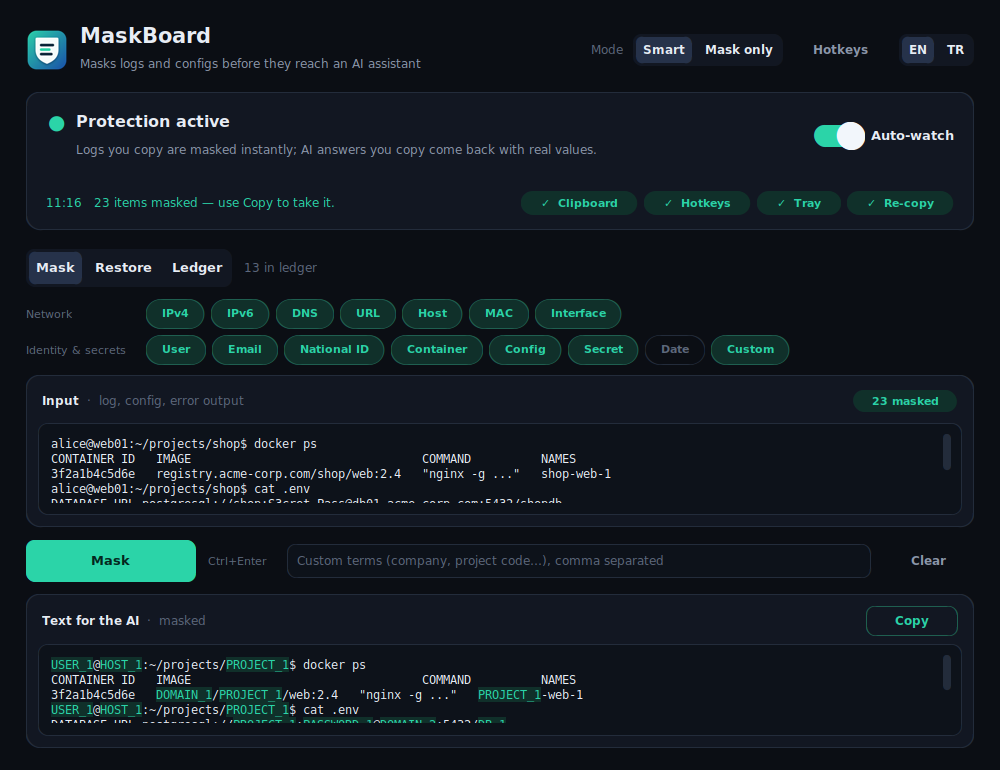

Here is the Python script that generated this plot:
#!/usr/bin/env python3
# -*- coding: utf-8 -*-
"""
MaskBoard — mask IPs, hostnames, users, containers and secrets in logs/configs before
pasting them into an AI assistant, then restore the AI's answer to the real values.
Everything runs locally.

  python maskboard.py                         run the desktop app
  python maskboard.py --export-icon app.ico   write the icon (.ico or .png)

Hotkeys (needs pynput): Ctrl+Alt+A mask clipboard · Ctrl+Alt+R restore clipboard ·
Ctrl+Alt+T toggle auto-watch.
"""

import ipaddress, json, locale, os, re, sys, threading, time, unicodedata

try:
    import pyperclip
except ImportError:
    pyperclip = None
try:
    from pynput import keyboard
except Exception:
    keyboard = None


def _import_pystray():
    try:
        import pystray
        return pystray
    except Exception:
        pass
    # Linux without GTK/AppIndicator: fall back to the plain X11 backend
    if sys.platform.startswith("linux") and os.environ.get("DISPLAY"):
        for m in [k for k in sys.modules if k == "pystray" or k.startswith("pystray.")]:
            del sys.modules[m]
        os.environ["PYSTRAY_BACKEND"] = "xorg"
        try:
            import pystray
            return pystray
        except Exception:
            pass
    return None
pystray = _import_pystray()

APP_NAME = "MaskBoard"
APP_VERSION = "1.3.0"
HOME = os.path.expanduser("~")
STORE = os.path.join(HOME, ".maskboard.json")
LEGACY_STORES = [os.path.join(HOME, n) for n in (".clipveil.json", ".anonim_ajan.json")]   # earlier names

# =====================================================================
#  ENGINE
# =====================================================================
# Sensitive values become typed, numbered tokens (IP_PRIV_1, HOST_2, PASSWORD_1 …).
# Tokens are deliberately not wrapped in <…>: chat UIs may swallow them as HTML.
# Detection runs context first (prompts, ip a, docker ps, /etc/hosts, journal,
# connection strings), then generic patterns. Names learned from context keep their
# token in later messages too.

MASK_SYSTEM_USERS = False
SYSTEM_USERS = set("""root admin administrator sa sys system postgres mysql mariadb oracle redis
    mongodb www-data nginx apache httpd nobody daemon bin sync games man lp mail news uucp proxy
    backup list irc gnats systemd-network systemd-resolve systemd-timesync messagebus syslog sshd
    ubuntu debian centos ec2-user fedora pi vagrant jboss wildfly tomcat jenkins gitlab-runner git
    docker sudo wheel users staff adm deploy ansible guest test user operator elasticsearch kibana
    grafana prometheus rabbitmq zookeeper kafka hdfs yarn hive spark nagios zabbix""".split())

# Older releases used these prefixes; they still restore and are upgraded on the next mask.
LEGACY_PREFIXES = {"IP", "IPV6", "KULLANICI", "PROJE", "PAROLA", "ANAHTAR", "AYAR", "OZEL", "TARIH"}
TOKEN_PREFIXES = ["NATIONAL_ID", "IPV6_PRIV", "IPV6_PUB", "IP_PRIV", "IP_PUB", "CONTAINER", "PASSWORD", "PROJECT",
                  "DOMAIN", "SCHEMA", "SECRET", "CONFIG", "CUSTOM", "TOKEN", "IFACE", "HOST", "MAIL",
                  "JNDI", "USER", "DATE", "URL", "MAC", "DS", "DB"] + sorted(LEGACY_PREFIXES)
# Not part of a word (MYDB_1) or of an UPPER_CASE identifier (DB_HOST_1); IP_1 ≠ IP_10.
def token_re_for(prefixes):
    return re.compile(r"(?<![A-Za-z0-9])(?<![A-Z]_)(?:%s)_\d+(?!\d)" %
                      "|".join(re.escape(p) for p in sorted(set(prefixes), key=lambda p: (-len(p), p))))
TOKEN_RE = token_re_for(TOKEN_PREFIXES)
def is_token(s): return bool(TOKEN_RE.fullmatch(s or ""))

# Your own term lists get your own token name: a "vmachine" list gives vmachine_1, vmachine_2 …
PREFIX_RE = re.compile(r"[A-Za-z][A-Za-z0-9_]{0,31}")

def norm_prefix(p):
    """'vmachine_1' or 'vmachine' → 'vmachine'; spaces and dashes become '_'. None if unusable."""
    p = re.sub(r"[\s\-]+", "_", (p or "").strip())
    p = re.sub(r"(?:_\d+)+$", "", p).rstrip("_")
    return p if PREFIX_RE.fullmatch(p) else None

TYPE_PREFIX = {"mac": "MAC", "hostname": "HOST", "domain": "DOMAIN", "email": "MAIL", "date": "DATE",
               "custom": "CUSTOM", "user": "USER", "container": "CONTAINER", "project": "PROJECT",
               "iface": "IFACE", "url": "URL", "natid": "NATIONAL_ID"}

# On overlap at the same start position the higher priority wins.
PRIO = {"secret": 7, "custom": 6, "url": 5.5, "natid": 5.2, "email": 5, "container": 4.8, "project": 4.7, "iface": 4.6,
        "user": 4.5, "domain": 4, "date": 3.5, "ipv6": 3, "ipv4": 2, "mac": 1, "hostname": 0.5,
        "config": 0.3}
P_CONTEXT = 6.5
P_SPREAD = 0.6
P_ENTROPY = 0.45

PAT = {
    "ipv4":  re.compile(r"(?<![\d.])(?:(?:25[0-5]|2[0-4]\d|1?\d?\d)\.){3}(?:25[0-5]|2[0-4]\d|1?\d?\d)(?![\d.])"),
    "ipv6":  re.compile(r"(?<![0-9A-Fa-f:])(?:(?:[0-9A-Fa-f]{1,4}:){7}[0-9A-Fa-f]{1,4}|(?:[0-9A-Fa-f]{1,4}:){1,7}:|(?:[0-9A-Fa-f]{1,4}:){1,6}:[0-9A-Fa-f]{1,4}|(?:[0-9A-Fa-f]{1,4}:){1,5}(?::[0-9A-Fa-f]{1,4}){1,2}|(?:[0-9A-Fa-f]{1,4}:){1,4}(?::[0-9A-Fa-f]{1,4}){1,3}|(?:[0-9A-Fa-f]{1,4}:){1,3}(?::[0-9A-Fa-f]{1,4}){1,4}|(?:[0-9A-Fa-f]{1,4}:){1,2}(?::[0-9A-Fa-f]{1,4}){1,5}|[0-9A-Fa-f]{1,4}:(?::[0-9A-Fa-f]{1,4}){1,6}|:(?:(?::[0-9A-Fa-f]{1,4}){1,7}|:))(?![0-9A-Fa-f:])"),
    "email": re.compile(r"(?<![A-Za-z0-9._%+\-])[A-Za-z0-9._%+\-]+@(?:[A-Za-z0-9\-]+\.)+[A-Za-z]{2,}(?![A-Za-z0-9\-])"),
    "domain":re.compile(r"(?<![A-Za-z0-9.@\-])(?:[A-Za-z0-9](?:[A-Za-z0-9\-]{0,61}[A-Za-z0-9])?\.)+[A-Za-z]{2,}(?![A-Za-z0-9\-])"),
    "mac":   re.compile(r"(?<![0-9A-Fa-f:\-])(?:[0-9A-Fa-f]{2}[:\-]){5}[0-9A-Fa-f]{2}(?![0-9A-Fa-f:\-])"),
}

# ---- addresses ----
_PRIV_NETS = [ipaddress.ip_network(n) for n in (
    "10.0.0.0/8", "172.16.0.0/12", "192.168.0.0/16", "100.64.0.0/10", "169.254.0.0/16",
    "fc00::/7", "fe80::/10")]
PUBLIC_DNS = {"8.8.8.8", "8.8.4.4", "1.1.1.1", "1.0.0.1", "9.9.9.9", "208.67.222.222", "208.67.220.220"}
WELL_KNOWN_NETS = {"10.0.0.0/8", "172.16.0.0/12", "192.168.0.0/16", "100.64.0.0/10", "169.254.0.0/16",
                   "127.0.0.0/8", "0.0.0.0/0", "224.0.0.0/4", "240.0.0.0/4", "::/0", "fc00::/7",
                   "fe80::/10", "ff00::/8"}
BENIGN_MACS = {"00:00:00:00:00:00", "ff:ff:ff:ff:ff:ff"}

def _ip_prefix(ip, v6=False):
    try:
        a = ipaddress.ip_address(ip)
    except ValueError:
        return "IPV6_PUB" if v6 else "IP_PUB"
    base = "IPV6" if a.version == 6 else "IP"
    priv = any(a in n for n in _PRIV_NETS if n.version == a.version)
    return base + ("_PRIV" if priv else "_PUB")

def _benign_ip(ip):
    """Loopback, unspecified, multicast, netmasks and public resolvers are left alone."""
    try:
        a = ipaddress.ip_address(ip)
    except ValueError:
        return False
    if a.is_loopback or a.is_unspecified or a.is_multicast: return True
    if a.version == 6: return a.is_reserved
    return ip.startswith("255.") or ip in PUBLIC_DNS

def _benign_mac(m): return m.lower().replace("-", ":") in BENIGN_MACS

# ---- dates (always recognised so they are never mistaken for IPs/hosts) ----
_D = r"(?:0?[1-9]|[12]\d|3[01])"
_M = r"(?:0?[1-9]|1[0-2])"
_Y = r"(?:19|20)\d{2}"
_MON = ("january|february|march|april|june|july|august|september|october|november|december|"
        "sept|jan|feb|mar|apr|may|jun|jul|aug|sep|oct|nov|dec|"
        "ağustos|agustos|şubat|subat|haziran|temmuz|aralık|aralik|nisan|mayıs|mayis|kasım|kasim|"
        "eylül|eylul|ocak|mart|ekim")
_DATE_BODY = "|".join([
    _Y + r"([\-/.])" + _M + r"\1" + _D,                              # 2026-10-01
    _D + r"([./\-])" + _M + r"\2" + _Y,                               # 01.10.2026
    r"(?:0[1-9]|[12]\d|3[01])([./])(?:0[1-9]|1[0-2])\3\d{2}",         # 01.10.26 (not 7.4.12)
    _D + r"[ \-/.]?(?:" + _MON + r")\.?[ \-/.,]*" + _Y,              # 01 Oct 2026
    r"(?:" + _MON + r")\.?[ \-]" + _D + r",?[ \-]" + _Y,              # Oct 1, 2026
])
DATE_RE = re.compile(r"(?<!\d)(?<!\d[.\-/])(?:" + _DATE_BODY + r")(?!\d|[.\-/]\d)", re.I)

# ---- secrets ----
_PW_CORE = (r"passwd|password|passwort|passphrase|pwd|kennwort|contraseña|contrasena|motdepasse|"
            r"mot_de_passe|senha|wachtwoord|hasło|haslo|lösenord|losenord|şifre|sifre|parola")
_TOK_CORE = (r"client[_\-]?secret|secret[_\-]?key|private[_\-]?key|access[_\-]?key|api[_\-]?key|"
             r"apikey|access[_\-]?token|auth[_\-]?token|refresh[_\-]?token|credentials?|secret|token")
_KV_SEP = r"[\"']?[ \t]*(?::=|=>|->|[:=>])[ \t]*"
_KV_VAL = r"(?:(?P<q>[\"'])(?P<v1>[^\"'\r\n]{1,256})(?P=q)|(?P<v2>[^\s\"'<>,;&)}\]]{1,256}))"
SECRET_KV_RE = re.compile(
    r"(?<![\w.\-/])(?P<key>[\w.\-]*?(?P<core>" + _PW_CORE + "|" + _TOK_CORE + r")[\w.\-]*"
    r"|[\w.\-]*[_.\-](?P<suf>key|pass)|pass)" + _KV_SEP + _KV_VAL, re.I)
# Keys ending like this describe a secret rather than hold one (token_url, password_min_length).
SECRET_KEY_META = ("file", "path", "dir", "url", "uri", "length", "len", "size", "count", "ttl",
                   "timeout", "expiry", "expires", "expiration", "min", "max", "policy", "type",
                   "name", "id", "enabled", "required", "header", "prefix", "field", "param",
                   "algorithm", "alg", "rotation", "store", "location", "hint", "age", "format",
                   "mode", "method", "scope", "lifetime", "interval", "reset", "changed")
SECRET_KEY_NOT = ("primary_key", "foreign_key", "sort_key", "partition_key", "public_key", "hash_key",
                  "range_key", "cache_key", "row_key", "pubkey", "public-key", "publickey")
SECRET_CLI_RE = re.compile(r"(?<![\w\-])--?(?P<core>password|passwd|pass|pwd|token|api-key|secret)"
                           r"[ =](?P<v>[^\s\"']{2,256})", re.I)
CURL_USER_RE = re.compile(r"\bcurl\b[^\n|;]*?\s(?:-u|--user)\s+[\"']?(?P<u>[^:\s'\"]+):(?P<p>[^\s'\"]+)")
SECRET_BEARER_RE = re.compile(r"\b(?:Bearer|Basic)\s+(?P<v>[A-Za-z0-9\-._~+/]{8,}=*)")
SECRET_PEM_RE = re.compile(r"-----BEGIN ([A-Z ]*)PRIVATE KEY-----\r?\n(?P<body>[\s\S]+?)\r?\n-----END \1PRIVATE KEY-----")
SECRET_PATTERNS = [
    re.compile(r"\b(?:AKIA|ASIA)[0-9A-Z]{16}\b"),                         # AWS
    re.compile(r"\bgh[pousr]_[A-Za-z0-9]{36,}\b"),                        # GitHub
    re.compile(r"\bgithub_pat_[A-Za-z0-9_]{22,}\b"),
    re.compile(r"\bglpat-[A-Za-z0-9_\-]{20,}\b"),                         # GitLab
    re.compile(r"\bxox[abprs]-[A-Za-z0-9\-]{10,}\b"),                     # Slack
    re.compile(r"\bAIza[0-9A-Za-z\-_]{35}\b"),                            # Google
    re.compile(r"\b[sr]k_(?:live|test)_[0-9A-Za-z]{16,}\b"),              # Stripe
    re.compile(r"\bhvs\.[A-Za-z0-9_\-]{20,}\b"),                          # Vault
    re.compile(r"\beyJ[\w\-]{8,}\.[\w\-]{8,}\.[\w\-]{8,}\b"),            # JWT
]
SECRET_SKIP = {"null", "none", "nil", "true", "false", "undefined", "empty", "yes", "no", "required",
               "optional", "string", "hidden", "masked", "redacted", "bearer", "basic"}
ENTROPY_RE = re.compile(r"(?<![\w+/=\-.])[A-Za-z0-9+/_\-]{20,}={0,2}(?![\w+/=\-.])")

# ---- Turkish national ID (T.C. kimlik no): 11 digits validated by its two check digits ----
NATID_RE = re.compile(r"(?<![0-9A-Za-z.,])[1-9][0-9]{10}(?![0-9A-Za-z]|[.,][0-9])")

def _natid_ok(s):
    d = [int(c) for c in s]
    return ((sum(d[0:9:2]) * 7 - sum(d[1:8:2])) % 10 == d[9]) and sum(d[:10]) % 10 == d[10]

# ---- connection strings: scheme://user:password@host:port/db ----
CONN_RE = re.compile(r"\b(?P<scheme>[a-z][a-z0-9+.\-]*)://(?:(?P<user>[^\s:/@'\"]*)(?::(?P<pw>[^\s/@'\"]*))?@)?"
                     r"(?P<host>\[[0-9A-Fa-f:]+\]|[^\s/:?#,;'\"@\[\]]+)(?::\d+)?(?:/(?P<db>[A-Za-z_][\w\-]*))?", re.I)
DB_SCHEMES = {"postgres", "postgresql", "mysql", "mariadb", "mongodb", "mongodb+srv", "sqlserver", "mssql",
              "oracle", "db2", "clickhouse", "cockroachdb", "redshift", "snowflake", "cassandra"}

def _secret_prefix(core=None, suf=None):
    c = (core or suf or "").lower()
    if re.fullmatch(_PW_CORE + "|pass", c): return "PASSWORD"
    if "private" in c: return "SECRET"
    return "TOKEN"

def _secret_ok(v, prefix):
    if not v or len(v) < 2 or is_token(v): return False
    if v.lower() in SECRET_SKIP or set(v) <= set("*•#x?."): return False    # empty or already masked
    if re.match(r"^(\$\{|%\(|\{\{|<|\$[A-Z_])", v): return False             # ${DB_PASS} references
    if prefix == "TOKEN" and v.isdigit(): return False                      # max_tokens: 4096
    return True

def _entropy(s):
    from math import log2
    n = len(s); freq = {}
    for ch in s: freq[ch] = freq.get(ch, 0) + 1
    return -sum(c / n * log2(c / n) for c in freq.values())

def _looks_random(s):
    """Fallback secret check: 20+ chars, mixed case + digits, high entropy; not hex IDs or CamelCase."""
    if s.startswith("/") or s.count("/") > 2 or is_token(s): return False
    if re.fullmatch(r"[0-9a-fA-F\-]+", s): return False
    if not (re.search(r"[a-z]", s) and re.search(r"[A-Z]", s) and re.search(r"\d", s)): return False
    if re.search(r"(?:[A-Z][a-z]{2,}){3,}", s): return False
    return _entropy(s) >= 3.6

# ---- users ----
_USER_VAL = (r"(?:(?P<q>[\"'])(?P<v1>[^\"'\r\n<>()]{1,64})(?P=q)|"
             r"(?P<v2>[^\s\"'<>,;&(){}\[\]|]{1,64}))")
USER_KV_RE = re.compile(
    r"(?<![\w.\-/])(?P<key>[\w.\-]*?(?:user(?:[_\-]?name)?|login|logname|user[ _\-]?id|uid))" + _KV_SEP + _USER_VAL, re.I)
USER_ID_RE = re.compile(r"(?<![\w])(?:uid|gid|groups|euid)=(?:\d+\([\w.\-]+\),?)+")
USER_ID_ONE = re.compile(r"\d+\((?P<u>[\w.\-]+)\)")
USER_CLI_RE = re.compile(r"(?<![\w\-])--(?:user|username|login)(?:=|\s+)[\"']?(?P<v>[\w.\-@]+)")
USER_U_RE = re.compile(r"\b(?:mysql|mysqldump|mysqladmin|mariadb|psql|pg_dump|pg_dumpall|pg_restore|createdb|"
                       r"dropdb|sudo|su|crontab|mongosh|mongo|redis-cli|sqlcmd|influx|(?:docker|podman)\s+(?:exec|run))"
                       r"\b[^\n|;&]*?\s-[uU][ \t]*[\"']?(?P<v>[A-Za-z_][\w.\-@]*)")
SSH_RE = re.compile(r"\b(?:ssh|scp|sftp|rsync|ssh-copy-id|mosh)\b[^\n|;&]*?\s(?P<u>[A-Za-z_][\w.\-]*)@"
                    r"(?P<h>[A-Za-z0-9][\w.\-]*)")
HOME_RE = re.compile(r"(?:/home/|/Users/|[A-Za-z]:\\Users\\|\\\\Users\\\\)(?P<u>[A-Za-z_][\w.\-]*)")
SSHD_RE = re.compile(r"\b(?:Accepted \w+ for|Failed \w+ for(?: invalid user)?|Invalid user|"
                     r"session (?:opened|closed) for user|Disconnected from(?: invalid| authenticating)? user|"
                     r"pam_unix\([^)]*\): [^\n]*? user)\s+(?P<u>[A-Za-z_][\w.\-]*)")
SUDO_RE = re.compile(r"\bsudo(?:\[\d+\])?:\s+(?P<u>[A-Za-z_][\w.\-]*)\s+:")
USER_SKIP = {"unknown", "invalid", "none", "null", "anonymous", "public", "default", "shared",
             "all users", "everyone", "local", "remote", "true", "false"}

# ---- shell prompts and project directories ----
PROMPT_RE1 = re.compile(r"(?m)(?:^|(?<=[\s)\]]))(?P<u>[a-z_][\w.\-]{0,31})@(?P<h>[A-Za-z0-9][\w.\-]{0,62}):"
                        r"(?P<d>[^\s$#]*)[$#](?=\s|$)")
PROMPT_RE2 = re.compile(r"\[(?P<u>[a-z_][\w.\-]{0,31})@(?P<h>[A-Za-z0-9][\w.\-]{0,62})\s+(?P<d>[^\]\s]+)\]\s?[$#]")
PROMPT_PS = re.compile(r"(?m)^PS (?P<d>[A-Za-z]:\\[^>\n]*)>")
SYSTEM_PATHS = ("/var/lib", "/var/log", "/var/cache", "/var/spool", "/var/run", "/etc", "/usr", "/proc",
                "/sys", "/dev", "/run", "/boot", "/lib", "/bin", "/sbin", "/tmp", "/snap", "/nix")
DIR_CTX_RE = re.compile(r"\b(?:PWD|OLDPWD|working_dir|WorkingDir|workdir|project\.working_dir)[\"']?\s*[=:]\s*"
                        r"[\"']?(?P<d>/[^\s\"';,]+)")
DEPLOY_RE = re.compile(r"(?:Deployed|Undeployed|Replaced deployment|Starting deployment of|Stopped deployment|"
                       r"runtime-name\s*:)\s*\\?\"(?P<p>[A-Za-z][\w\-]*?)\.(?:war|ear|jar|rar|sar)\\?\"")
UPSTREAM_RE = re.compile(r"\bupstream\s+(?P<n>[A-Za-z][\w.\-]*)\s*\{")
UPSTREAM_NAME = re.compile(r"([A-Za-z][A-Za-z0-9]*?)[_\-](?:backend|upstream|app|api|web|servers?|pool)$")
SUBDOMAIN_COMMON = set("""www mail smtp imap pop pop3 ftp sftp vpn portal intranet extranet api app apps
    auth sso login cdn static assets img images media admin panel dev test stage staging prod beta
    demo docs wiki git gitlab jenkins grafana kibana monitor status shop store blog news web ns ns1 ns2
    mx owa webmail remote secure cloud files support help crm erp hr db sql ldap ad dc proxy gateway
    registry repo nexus harbor console""".split())
STD_DIRS = set("""~ / root home etc var opt srv tmp usr local bin sbin lib lib64 log logs data app apps
    src code projects project proje projeler work workspace repos repo git docker compose deploy backup
    backups www html conf config configs nginx jboss wildfly standalone configuration deployments
    Desktop Downloads Documents Masaüstü İndirilenler Belgeler build dist target node_modules venv .venv
    scripts test tests docs mnt media run dev proc sys boot cache spool mail share include system32
    Windows Users sites-enabled sites-available conf.d ssl certs secrets volumes""".split())
COMMON_WORDS = set("""app api web www db data test prod dev stage staging main master default
    backend frontend server client service worker proxy cache mail admin user users home public
    private local remote config docs src lib bin log logs tmp root""".split())

# ---- syslog/journal, /etc/hosts ----
SYSLOG_RE = re.compile(r"(?m)^(?:[A-Z][a-z]{2}\s+\d{1,2}\s+\d{2}:\d{2}:\d{2}|"
                       r"\d{4}-\d{2}-\d{2}[T ]\d{2}:\d{2}:\d{2}(?:[.,]\d+)?(?:Z|[+-]\d{2}:?\d{2})?)\s+"
                       r"(?P<h>[A-Za-z0-9][\w.\-]{0,62})\s+(?P<p>[A-Za-z][\w\-./@]*)(?:\[\d+\])?:\s")
LOG_LEVELS = {"INFO", "WARN", "WARNING", "ERROR", "DEBUG", "TRACE", "FATAL", "NOTICE", "CRIT",
              "CRITICAL", "SEVERE", "FINE", "FINER", "FINEST", "ALERT", "EMERG", "ERR"}
HOSTS_RE = re.compile(r"(?m)^[ \t]*(?P<ip>(?:\d{1,3}\.){3}\d{1,3}|[0-9A-Fa-f:]*:[0-9A-Fa-f:]+)[ \t]+"
                      r"(?P<names>[A-Za-z0-9][\w.\-]*(?:[ \t]+[A-Za-z0-9][\w.\-]*){0,7})[ \t\r]*(?:#[^\n]*)?$")
HOST_KEEP = {"localhost", "localhost.localdomain", "localdomain", "broadcasthost", "ip6-localhost",
             "ip6-loopback", "ip6-localnet", "ip6-mcastprefix", "ip6-allnodes", "ip6-allrouters",
             "ip6-allhosts", "host.docker.internal", "gateway.docker.internal"}

# ---- network interfaces ----
IFACE_STD_RE = re.compile(r"(?:lo|eth\d+|ens\d+(?:f\d+)?(?:np\d+)?|enp\d+s\d+(?:f\d+)?(?:np\d+)?|eno\d+|"
                          r"enx[0-9a-f]{12}|em\d+|p\d+p\d+|wlan\d+|wlp\d+s\d+|wlo\d+|docker\d+|veth[0-9a-f]+|"
                          r"virbr\d+(?:-nic)?|tun\d+|tap\d+|wg\d+|bond\d+|team\d+|cni\d+|flannel\.\d+|"
                          r"cali[0-9a-f]+|tunl\d+|vxlan\.calico|vxlan\d*|kube-ipvs\d+|kube-bridge|br\d+|if\d+|"
                          r"ip6tnl\d+|sit\d+|gre\d+|gretap\d+|erspan\d+|ip_vti\d+|ip6_vti\d+|ip6gre\d+|"
                          r"lxcbr\d+|lxdbr\d+|podman\d+|cilium_\w+|nodelocaldns|dummy\d+|ovs-system|br-int|"
                          r"br-ex|ens\d+\.\d+|eth\d+\.\d+)", re.I)
def is_std_iface(n): return bool(IFACE_STD_RE.fullmatch(n or ""))
IFACE_LINE_RE = re.compile(r"(?m)^\d+:\s+(?P<i>[^\s:@]+)(?:@(?P<peer>[^\s:]+))?:\s+<")
IFCONFIG_RE = re.compile(r"(?m)^(?P<i>[A-Za-z][\w.\-]*?):?\s+(?:flags=|Link encap)")
IFACE_REF_RE = re.compile(r"\b(?:dev|master|iif|oif|iface|interface|vlan-raw-device|bridge_ports)\s+"
                          r"(?P<i>[A-Za-z][\w.\-]*)")
BRIDGE_RE = re.compile(r"\bbr-[0-9a-f]{12}\b")

# ---- containers / compose projects ----
DOCKER_PS_HDR = re.compile(r"(?m)^CONTAINER ID\s+IMAGE\s+.*\bNAMES[ \t\r]*$")
DOCKER_IMAGES_HDR = re.compile(r"(?m)^REPOSITORY\s+TAG\s+IMAGE ID\b[^\n]*$")
OFFICIAL_IMAGES = set("""postgres mysql mariadb redis valkey nginx httpd node python alpine ubuntu debian
    busybox mongo mongo-express rabbitmq elasticsearch kibana logstash grafana prometheus traefik caddy
    memcached wordpress php golang openjdk eclipse-temurin amazoncorretto ibmjava jenkins sonarqube
    registry adminer haproxy consul vault influxdb telegraf zookeeper kafka cassandra couchdb neo4j
    nextcloud gitea ghost drupal joomla tomcat jetty centos fedora rockylinux almalinux oraclelinux
    amazonlinux docker hello-world swarm solr nats etcd minio keycloak ruby rust perl gcc maven
    gradle composer bash vaultwarden portainer pgadmin4 phpmyadmin percona clickhouse""".split())
CONTAINER_NAME_RE = re.compile(r"(?:--name[ =][\"']?|container_name:[ \t]*[\"']?|\"Name\"\s*:\s*\"/)"
                               r"(?P<n>[A-Za-z0-9][\w.\-]*)")
DOCKER_CMD_RE = re.compile(
    r"\b(?:docker|podman)\s+(?:container\s+)?(?:logs|exec|inspect|restart|stop|start|rm|kill|attach|top|"
    r"stats|port|cp|update|wait|pause|unpause|rename|commit|diff|export)\b"
    r"(?:\s+(?:(?:--(?:tail|since|until|user|env|workdir|env-file|format|time|signal|detach-keys)|-[nuew])"
    r"(?:=|\s+)\S+|-{1,2}[\w\-]+(?:=\S+)?))*\s+(?P<n>[A-Za-z0-9][\w.\-]*)")
COMPOSE_PROJECT_RE = re.compile(
    r"(?:com\.docker\.compose\.project[\"']?\s*[:=]\s*[\"']?|COMPOSE_PROJECT_NAME[ \t]*=[ \t]*[\"']?|"
    r"\bdocker[ \-]compose\b[^\n]*?\s(?:-p|--project-name)[ =][\"']?)(?P<p>[A-Za-z0-9][\w.\-]*)")
COMPOSE_NAME_RE = re.compile(r"^(?P<p>[A-Za-z0-9][\w.\-]*?)[-_](?P<s>[a-z0-9][a-z0-9.]*)[-_](?P<n>\d+)$")
DOCKER_WORDS = {"bash", "sh", "zsh", "ash", "python", "node", "java", "psql", "mysql", "redis-cli",
                "cat", "ls", "env", "printenv", "true", "false"}

# ---- hostnames ----
HOST_BLOCK = set(["md5","md2","md4","sha1","sha2","sha3","sha224","sha256","sha384","sha512","ripemd160",
    "crc32","adler32","base64","base32","utf8","utf16","utf32","utf8mb4","latin1","iso88591","x8664",
    "amd64","arm64","aarch64","armv7l","i386","i686","ppc64le","s390x","win32","win64","http2","http3",
    "h2","h2c","tls10","tls11","tls12","tls13","tlsv1","tlsv12","tlsv13","ssl2","ssl3","sslv3","ipv4",
    "ipv6","ip4","ip6","inet4","inet6","icmp6","icmpv6","tcp4","tcp6","udp4","udp6","raw6","ssh1","ssh2",
    "oauth2","ec2","s3","k8s","k3s","i18n","l10n","a11y","p2p","log4j","log4j2","ext2","ext3","ext4",
    "fat32","ntfs","rfc822","x509","pkcs1","pkcs7","pkcs8","pkcs11","pkcs12","p12","ed25519","ed448",
    "rsa1024","rsa2048","rsa4096","nistp256","nistp384","nistp521","secp256r1","secp384r1","prime256v1",
    "aes128","aes192","aes256","chacha20","poly1305","overlay2","cgroup2","cgroupv2","netns0","el7",
    "el8","el9","fc38","fc39","fc40","win10","win11","dotnet6","dotnet8","node18","node20","node22"])
KW_RE = re.compile(r"\b(?P<k>hostname|nodename|node|computername|computer|dnsname|host|cn)\b\s*[:=]\s*[\"']?"
                   r"(?P<v>[A-Za-z][A-Za-z0-9\-]{1,62})[\"']?", re.I)
TOK_RE = re.compile(r"\b[A-Za-z][A-Za-z0-9]*(?:-[A-Za-z0-9]+)*\b")
# Log noise that looks like a host: thread-12, pool-3, port8080 …
HOST_NOISE = {"thread","threads","pool","worker","workers","task","tasks","exec","executor",
    "nio","ajp","main","job","batch","session","sess","req","request","conn","connection",
    "tx","timer","scheduler","async","default","eventloop","loop","reactor","line","row","col",
    "page","step","item","port","pid","tid","build","rev","release","version","ver","attempt",
    "retry","try","phase","stage","part","chunk","index","idx","slot","queue","listener",
    "handler","consumer","producer","partition","offset","epoch","gen","generation","pts","tty"}
# Product prefixes: java17, jboss-eap-7, java-17-openjdk-amd64 …
HOST_PRODUCT = {"java","jdk","jre","jvm","openjdk","jboss","wildfly","eap","tomcat","spring",
    "hibernate","postgres","postgresql","pg","mysql","mariadb","mssql","oracle","ora","redis",
    "kafka","nginx","apache","httpd","centos","rhel","el","ubuntu","debian","windows","win",
    "python","py","npm","tls","tlsv","ssl","sslv","http","https","utf","iso","cp","sha",
    "md","ipv","rfc","cve","jsr","jep","log","slf","logback","junit","maven","gradle","v",
    "alpine","node","golang","go","php","ruby","dotnet","kernel","linux","fedora","rocky","alma"}

# ---- domains ----
# Real TLDs only, so org.jboss.as, server.log and Pool.java are not taken for domains.
TLDS = set("""com net org io co info biz tr uk de eu us gov edu mil int local lan internal
    intranet intra corp home localdomain cloud dev app ai tech systems online site xyz me nl fr
    it es ru ch at be se no dk fi cz gr ro hu az kz ua il ae sa qa in cn jp kr sg hk tw au nz ca
    br mx za arpa""".split())
TWO_LEVEL = set("""com.tr net.tr org.tr gov.tr edu.tr bel.tr k12.tr gen.tr av.tr bbs.tr
    co.uk org.uk ac.uk gov.uk com.au net.au co.jp co.kr com.br com.cn co.za co.in""".split())
BENIGN_DOMAINS = set("""example.com example.org example.net localhost.localdomain github.com
    gitlab.com stackoverflow.com google.com microsoft.com apple.com redhat.com oracle.com
    jboss.org wildfly.org apache.org python.org pypi.org npmjs.com npmjs.org maven.org spring.io
    openai.com anthropic.com claude.ai chatgpt.com ubuntu.com debian.org centos.org kernel.org
    mozilla.org w3.org ietf.org wikipedia.org docker.com docker.io kubernetes.io k8s.io ghcr.io
    quay.io gcr.io pkg.dev postgresql.org mysql.com mariadb.org cloudflare.com letsencrypt.org
    xmlsoap.org jcp.org sun.com java.com openjdk.org hibernate.org eclipse.org jakarta.ee
    alpinelinux.org fedoraproject.org rockylinux.org almalinux.org golang.org nodejs.org
    githubusercontent.com elastic.co hashicorp.com grafana.com prometheus.io nginx.org nginx.com
    googleapis.com gstatic.com""".split())

def _split_domain(d):
    """'app01.example.com.tr' → (['app01'], 'example.com.tr')"""
    labels = d.split(".")
    n = 3 if len(labels) >= 3 and ".".join(labels[-2:]).lower() in TWO_LEVEL else 2
    return labels[:-n], ".".join(labels[-n:])

def _benign_domain(d):
    low = d.lower()
    return any(low == b or low.endswith("." + b) for b in BENIGN_DOMAINS)

def _valid_domain(d):
    tld = d.rsplit(".", 1)[-1]
    return tld == tld.lower() and tld in TLDS and not _benign_domain(d)

# ---- URLs: http(s)://… becomes a single URL_n ----
URL_RE = re.compile(r"\bhttps?://(?:\[[0-9A-Fa-f:.]+\]|[^\s<>\"'`(){}\[\]|\\^])+", re.I)
URL_PARTS_RE = re.compile(r"https?://(?:(?P<ui>[^/?#@]*)@)?(?P<host>\[[0-9A-Fa-f:.]+\]|[^/:?#]*)", re.I)
URL_SECRET_PARAM_RE = re.compile(r"[?&#;][\w.\-]*(?:pass|pwd|token|secret|key|auth|sig|session|code|credential)"
                                 r"[\w.\-]*=", re.I)

def _url_host(url):
    m = URL_PARTS_RE.match(url)
    return (m.group("host") or "") if m else ""

def _url_kind(url, text):
    """'mask' → URL_n · 'skip' → leave as is (localhost, public sites, nginx upstream) ·
    'split' → mask piece by piece, because a whole URL with credentials must not reach the ledger."""
    m = URL_PARTS_RE.match(url)
    if not m: return "skip"
    host = m.group("host") or ""
    if not host or host[0] in "$%{" or is_token(host): return "skip"
    bare = host.strip("[]")
    if bare.lower() == "localhost" or _benign_ip(bare) or _benign_domain(bare): return "skip"
    if "." not in host and re.search(r"\bupstream\s+" + re.escape(host) + r"\b", text): return "skip"
    if ":" in (m.group("ui") or "") or URL_SECRET_PARAM_RE.search(url): return "split"
    return "mask"

def _label_spreads(lbl):
    low = lbl.lower()
    return (len(lbl) >= 4 and low not in SUBDOMAIN_COMMON and low not in COMMON_WORDS
            and low not in HOST_PRODUCT and not re.search(r"\d", lbl))

def _host_spread_labels(v, typ):
    """Distinctive host labels inside a domain/URL, so a bare 'billing' is hidden after 'billing.example.com'."""
    h = _url_host(v) if typ == "url" else v
    if not h or h.startswith("[") or PAT["ipv4"].fullmatch(h): return []
    labels = _split_domain(h)[0] if "." in h else [h]
    return [lbl for lbl in labels if _label_spreads(lbl)]

# ---- config values ----
# Free keys match without a separator ("datasource jboss"); strict keys need ":", "=" or ">".
CFG_FREE = ["datasource name","datasource","data source","data-source","jndi name","jndi-name",
    "jndi","pool name","pool-name","database name","database-name","schema name","service name",
    "instance name","connection pool","connection-pool"]
CFG_STRICT = ["database","databasename","db name","db-name","dbname","db","schema","schema-name",
    "catalog","ds name","dsname","pool","servicename","service-name","sid","instance",
    "instance-name","realm","context root","context-root"]
def _cfg_alt(keys):
    return "|".join(r"\s+".join(re.escape(p) for p in k.split()) for k in sorted(keys, key=len, reverse=True))
_CFG_VAL = r"[ \t]*[\"']?([A-Za-z_][\w.\-\/:]*)[\"']?"
CFG_FREE_RE = re.compile(r"(?<!/)\b(" + _cfg_alt(CFG_FREE) + r")\b[ \t]*(?:[:=>]|:=|=>|->)?" + _CFG_VAL, re.I)
CFG_STRICT_RE = re.compile(r"(?<!/)\b(" + _cfg_alt(CFG_STRICT) + r")\b[ \t]*(?:[:=>]|:=|=>|->)" + _CFG_VAL, re.I)
CFG_ENV_RE = re.compile(r"(?<![\w.\-/])(?P<key>[A-Za-z0-9_.\-]*?(?:db[_\-]?name|database(?:[_\-]?name)?|"
                        r"postgres_db|mysql_database|schema(?:[_\-]?name)?|jndi[_\-]?name|"
                        r"datasource(?:[_\-]?name)?))[\"']?[ \t]*[=:][ \t]*[\"']?(?P<v>[A-Za-z_][\w.\-\/:]*)", re.I)
CFG_STOP = set(["is","are","was","were","be","been","the","a","an","of","for","to","in","on",
    "and","or","not","no","yes","true","false","null","none","name","value","type","this","that",
    "with","ise","olarak","bir","ve","veya","için","ile","adı","adi","ismi","olan","gibi"])
CFG_STOP |= {k.lower() for k in CFG_FREE + CFG_STRICT}
CFG_STOP |= {"jndi-name", "pool-name", "user-name", "enabled", "use-java-context", "statistics-enabled"}

def _cfg_prefix(key):
    k = re.sub(r"[\s_\-.]", "", key.lower())
    if "jndi" in k: return "JNDI"
    if "datasource" in k or k in ("dsname", "pool", "poolname", "connectionpool"): return "DS"
    if "schema" in k: return "SCHEMA"
    if any(x in k for x in ("database", "dbname", "postgresdb", "mysqldatabase")) or \
       k in ("db", "catalog", "sid", "servicename", "instance", "instancename"): return "DB"
    return "CONFIG"

ALL_TYPES = ("ipv4","ipv6","domain","url","hostname","mac","iface","email","user","natid","container",
             "config","secret","date","custom")
# Dates are recognised but kept by default: timelines matter when debugging.
DEFAULT_OFF = {"date"}
def default_opts(): return {t: t not in DEFAULT_OFF for t in ALL_TYPES}
OPT_OF = {"project": "container"}


# ---- source code: an unquoted value that is a call, an index or an attribute is code, not data ----
CODE_RECEIVERS = {"self", "this", "cls", "os", "sys", "args", "opts", "options", "cfg", "conf", "config",
                  "settings", "env", "environ", "process", "request", "req", "ctx", "context", "params",
                  "kwargs", "props", "obj", "conn", "window", "document", "module", "exports", "system"}
CODE_WORDS = {"self", "this", "cls", "none", "true", "false", "null", "nil", "undefined"}
CODE_CHAIN_RE = re.compile(r"[A-Za-z_][A-Za-z0-9_]*(?:\.[A-Za-z_][A-Za-z0-9_]*)*")
CODE_CALL_RE = re.compile(r"\((?:\)|[A-Za-z_\"'*\[{])|\[(?:\]|[A-Za-z0-9_\"'])")

def _call_end(text, i):
    """End of the call or index opened at text[i], or -1 when it does not close on this line."""
    depth, q = 0, None
    while i < len(text):
        ch = text[i]
        if ch == "\n": return -1
        if q:
            if ch == "\\": i += 1
            elif ch == q: q = None
        elif ch in "\"'": q = ch
        elif ch in "([{": depth += 1
        elif ch in ")]}":
            depth -= 1
            if depth == 0: return i + 1
        i += 1
    return -1

def _code_value(text, s, v, key=None):
    """True for get_user(), os.environ["X"], cfg.host, self.schema or host=host: code, not a value."""
    if s > 0 and text[s - 1] in "\"'`": return False
    m = CODE_CHAIN_RE.match(text, s)
    if not m: return False
    chain, e = m.group(0), m.end()
    if e < s + len(v) and text[e] not in "([": return False
    low = chain.lower()
    if low in CODE_WORDS or (key and low == key.lower()): return True
    if CODE_CALL_RE.match(text, e):
        end = _call_end(text, e)
        if end >= 0 and not re.match(r"[A-Za-z0-9_]", text[end:end + 1]): return True
    if "." in chain and not (_valid_domain(chain) or _benign_domain(chain)):
        return chain.split(".", 1)[0].lower() in CODE_RECEIVERS
    return False


def _user_ok(v):
    if not v or len(v) < 2 or v.isdigit() or is_token(v): return False
    low = v.lower()
    if low in USER_SKIP or "/" in v or "$" in v or "{" in v: return False
    return MASK_SYSTEM_USERS or low not in SYSTEM_USERS

def _host_label_ok(v):
    if not v or len(v) < 2 or is_token(v) or v.isdigit(): return False
    low = v.lower()
    if low in HOST_KEEP or low in HOST_BLOCK or v.upper() in LOG_LEVELS or is_std_iface(v): return False
    return not re.fullmatch(r"[0-9a-f]{12}|[0-9a-f]{64}", low)              # container IDs

def _looks_like_host(tok):
    if len(tok) < 3 or len(tok) > 63 or not re.search(r"\d", tok): return False
    low = tok.lower()
    if low.replace("-", "") in HOST_BLOCK or low in HOST_KEEP or is_std_iface(tok): return False
    if re.search(r"ipv[46]|ip6|inet6", low): return False
    m = re.match(r"[a-z]+", low)
    first = m.group(0) if m else ""
    if first in HOST_NOISE or first in HOST_PRODUCT: return False
    if not re.search(r"[a-z]", tok) and re.search(r"\d{4,}", tok): return False   # WFLYCTL0013, ORA-00942
    if re.fullmatch(r"[0-9a-f\-]{8,}", low): return False                        # hash / UUID fragment
    return "-" in tok or len(first) >= 2

def _bounded(v):
    return re.compile(r"(?<![A-Za-z0-9._\-\/])" + re.escape(v) + r"(?![A-Za-z0-9_\-\/]|\.[A-Za-z0-9])")

def _spread_re(v):
    return re.compile(r"(?<![A-Za-z0-9])" + re.escape(v) + r"(?![A-Za-z0-9])")

def _token_fits(text, s, e):
    """True if a token placed at text[s:e] would still be read as a token when restoring."""
    lo = max(0, s - 2)
    m = TOKEN_RE.match(text[lo:s] + "CUSTOM_9" + text[e:e + 1], s - lo)
    return bool(m) and m.end() == s - lo + 8

# Custom terms ignore case and Turkish letters: "tuik" also finds "TÜİK", "Tüik" and "TUIK".
# A space in a term matches any run of spaces, tabs or line breaks ("Acme  Corp", "Acme\nCorp").
_TR_FOLD = {ch: g for g in ("iıİI", "uüUÜ", "oöOÖ", "cçCÇ", "sşSŞ", "gğGĞ") for ch in g}
_TERM_SPACE = "[ \\t\\r\\n\\u00a0]+"

def norm_term(t):
    return re.sub(_TERM_SPACE, " ", t or "").strip(" ")

def norm_terms(terms):
    out = []
    for t in map(norm_term, terms or []):
        if t and t not in out: out.append(t)
    return out

def norm_lists(lists):
    out = {}
    for l in lists or []:
        p = norm_prefix((l or {}).get("prefix"))
        if not p: continue
        key = p.lower()
        if key not in out: out[key] = {"prefix": p, "terms": []}
        out[key]["terms"] = norm_terms(out[key]["terms"] + list(l.get("terms") or []))
    return list(out.values())

def _term_re(term):
    out = []
    for ch in term:
        if ch == " ":
            out.append(_TERM_SPACE)
        elif ch in _TR_FOLD:
            out.append("[" + _TR_FOLD[ch] + "]")
        elif ch.isalpha():
            variants = {ch} | {v for v in (ch.lower(), ch.upper()) if len(v) == 1}
            out.append("[" + "".join(sorted(variants)) + "]")
        else:
            out.append(re.escape(ch))
    return re.compile("".join(out))

def _part_break(a, b):
    """Is there an identifier-part boundary between characters a and b (snake_case, camelCase, letter|digit)?"""
    if not (a.isalnum() and b.isalnum()): return True
    if a.isalpha() != b.isalpha(): return True
    return unicodedata.category(a) == "Ll" and unicodedata.category(b) == "Lu"

def _custom_span(text, s, e):
    """Where to mask a custom term found at text[s:e]: the term itself when it is a whole word or an
    identifier part (ACME_Prod, AcmeUser), the whole identifier when a token there would not restore
    (X_ACME, ACME2024), or None when the term sits inside a word (net in network)."""
    if (s > 0 and not _part_break(text[s - 1], text[s])) or \
       (e < len(text) and not _part_break(text[e - 1], text[e])):
        return None
    if _token_fits(text, s, e): return s, e
    word = lambda ch: ch.isalnum() or ch == "_"
    while s > 0 and word(text[s - 1]): s -= 1
    while e < len(text) and word(text[e]): e += 1
    return (s, e) if _token_fits(text, s, e) else None


class Mapper:
    """Real value ↔ token ledger. Secrets live in memory only; store=None never touches disk."""
    def __init__(self, store="__default__"):
        self.store = STORE if store == "__default__" else store
        self.lock = threading.RLock()
        self._reset()
        self.custom_terms = []
        self.custom_lists = []     # [{"prefix": "vmachine", "terms": [...]}]
        self.settings = {}
        self.load()

    def _reset(self):
        self.entries = []          # [{real, fake, type, secret?, prop?}]
        self.real_to_fake = {}
        self.by_real = {}
        self.secret_map = {}
        self.tok = {}              # token → real
        self.counters = {}         # prefix → last number
        self._extra = set()        # token prefixes of your own lists found in the ledger
        self._tre = (None, TOKEN_RE)

    def _list_prefixes(self):
        return {l["prefix"] for l in self.custom_lists}

    def token_re(self):
        """TOKEN_RE plus the prefixes of your own lists (also of deleted ones still in the ledger)."""
        key = frozenset(self._extra | self._list_prefixes())
        if key != self._tre[0]:
            self._tre = (key, token_re_for(TOKEN_PREFIXES + sorted(key)) if key else TOKEN_RE)
        return self._tre[1]

    def _is_tok(self, s): return bool(self.token_re().fullmatch(s or ""))

    def _note_prefix(self, e):
        """Remember the prefix of a custom-list token read from a ledger, so it keeps restoring."""
        if e.get("type") == "custom":
            m = re.fullmatch(r"([A-Za-z][A-Za-z0-9_]*)_\d+", e.get("fake") or "")
            if m and m.group(1) not in TOKEN_PREFIXES: self._extra.add(m.group(1))

    def _token(self, prefix):
        n = self.counters.get(prefix, 0) + 1
        self.counters[prefix] = n
        return "%s_%d" % (prefix, n)

    def _register(self, real, typ, prefix, secret=False, prop=False):
        m = self.secret_map if secret else self.real_to_fake
        if real in m and not (not secret and self._should_upgrade(m[real], prefix, typ)):
            if prop and not secret and real in self.by_real:
                self.by_real[real]["prop"] = True
            return m[real]
        t = self._token(prefix)
        if prefix not in TOKEN_PREFIXES: self._extra.add(prefix)
        m[real] = t; self.tok[t] = real
        e = {"real": real, "fake": t, "type": typ}
        if secret: e["secret"] = True
        if prop: e["prop"] = True
        self.entries.append(e)
        if not secret: self.by_real[real] = e
        return t

    def _should_upgrade(self, old, prefix, typ=None):
        """Give a new token when the stored one is from an older release or a vaguer type, or when
        the value is now in one of your own lists. The old token stays in the ledger, so old AI
        answers still restore."""
        if not self._is_tok(old): return True
        op = old.rsplit("_", 1)[0]
        if op == prefix: return False
        if op in LEGACY_PREFIXES or (typ == "custom" and prefix in self._list_prefixes()): return True
        return op == "HOST" and prefix in ("IFACE", "CONTAINER", "PROJECT", "USER")

    def _get_fake(self, value, typ, prefix=None, prop=False):
        if typ == "domain":
            return self._register(value, "domain", "DOMAIN")
        if typ in ("ipv4", "ipv6"):
            return self._register(value, typ, _ip_prefix(value, typ == "ipv6"))
        if typ == "secret":
            return self._register(value, typ, prefix or "PASSWORD", secret=True)
        return self._register(value, typ, prefix or TYPE_PREFIX.get(typ, "CONFIG"), prop=prop)

    def _collect(self, text, opts=None):
        """Find sensitive values: [(start, end, value, type, prefix, spreads)]. Existing tokens are left alone."""
        opts = dict(default_opts(), **(opts or {}))
        on = lambda typ: opts.get(OPT_OF.get(typ, typ), False)
        found = []          # (s, e, v, typ, prefix, prio, prop)
        learned = {}        # names learned from context in this text: value → (type, prefix)

        def add(s, e, v, typ, prefix=None, prio=None, prop=False):
            if not on(typ) or s >= e: return
            found.append((s, e, v, typ, prefix, PRIO[typ] if prio is None else prio, prop))
            if prop: learned.setdefault(v, (typ, prefix))

        def add_host(s, v, prio, prop=True):
            if "." in v and _valid_domain(v):
                add(s, s + len(v), v, "domain", prio=prio)
            elif "." in v and _benign_domain(v):
                return
            elif _host_label_ok(v):
                add(s, s + len(v), v, "hostname", prio=prio, prop=prop)

        def add_user(s, v, prio=None):
            if _user_ok(v): add(s, s + len(v), v, "user", prio=prio, prop=True)

        def add_container(s, name, prio=None):
            if not name or is_token(name) or name in DOCKER_WORDS or re.fullmatch(r"[0-9a-f]{12,64}", name):
                return
            m = COMPOSE_NAME_RE.match(name)
            if m and len(m.group("p")) >= 2:                          # shop-web-1 → PROJECT_1-web-1
                add(s, s + len(m.group("p")), m.group("p"), "project", prio=prio, prop=True)
            else:
                add(s, s + len(name), name, "container", prio=prio, prop=True)

        # 1) secrets
        if on("secret"):
            secrets = {}
            def add_secret(s, v, p):
                add(s, s + len(v), v, "secret", p); secrets[v] = p
            for m in SECRET_KV_RE.finditer(text):
                key = m.group("key"); kl = key.lower()
                if kl.endswith(SECRET_KEY_META) or kl.endswith(SECRET_KEY_NOT): continue
                p = _secret_prefix(m.group("core"), m.group("suf") or ("pass" if kl == "pass" else None))
                g = "v1" if m.group("v1") is not None else "v2"
                v = m.group(g)
                if g == "v2": v = v.rstrip(".:")
                if key in ("PWD", "OLDPWD") and v.startswith("/"): continue
                if g == "v2" and _code_value(text, m.start(g), v, key): continue
                if _secret_ok(v, p): add_secret(m.start(g), v, p)
            for m in SECRET_CLI_RE.finditer(text):
                p = _secret_prefix(m.group("core")); v = m.group("v")
                if _secret_ok(v, p): add_secret(m.start("v"), v, p)
            for m in CURL_USER_RE.finditer(text):
                add_user(m.start("u"), m.group("u"))
                if _secret_ok(m.group("p"), "PASSWORD"): add_secret(m.start("p"), m.group("p"), "PASSWORD")
            for m in SECRET_BEARER_RE.finditer(text):
                add_secret(m.start("v"), m.group("v"), "TOKEN")
            for m in SECRET_PEM_RE.finditer(text):
                add(m.start("body"), m.end("body"), m.group("body"), "secret", "SECRET")
            for rx in SECRET_PATTERNS:
                for m in rx.finditer(text):
                    add_secret(m.start(), m.group(0), "TOKEN")
            for m in ENTROPY_RE.finditer(text):
                if _looks_random(m.group(0)):
                    add(m.start(), m.end(), m.group(0), "secret", "TOKEN", prio=P_ENTROPY)
            for v, p in list(secrets.items()):                      # the same secret elsewhere in the text
                if len(v) >= 6:
                    for m in _bounded(v).finditer(text): add(m.start(), m.end(), v, "secret", p)

        # 2) connection strings
        conn_dbs = {}
        for m in CONN_RE.finditer(text):
            if m.group("user"): add_user(m.start("user"), m.group("user"), prio=P_CONTEXT)
            pw = m.group("pw")
            if pw and _secret_ok(pw, "PASSWORD"):
                add(m.start("pw"), m.end("pw"), pw, "secret", "PASSWORD", prio=8)
            h = m.group("host")
            if h and not is_token(h) and not PAT["ipv4"].fullmatch(h) and not h.startswith("["):
                if "." in h and _valid_domain(h):
                    add(m.start("host"), m.end("host"), h, "domain", prio=P_CONTEXT)
                elif "." not in h and _looks_like_host(h):
                    add(m.start("host"), m.end("host"), h, "hostname", prio=P_CONTEXT)
            db = m.group("db")
            if db and m.group("scheme").lower() in DB_SCHEMES and not is_token(db):
                add(m.start("db"), m.end("db"), db, "config", "DB", prio=P_CONTEXT)
                conn_dbs[db] = "DB"

        # 3) shell prompts, working directories, deployments, nginx upstreams
        def prompt_dir(d, base):
            d = d.rstrip("/\\")
            if any(d == sp or d.startswith(sp + "/") for sp in SYSTEM_PATHS): return
            name = re.split(r"[/\\]", d)[-1] if d else ""
            low = name.lower()
            if name and name not in STD_DIRS and len(name) >= 3 and not name.startswith("~") \
               and not is_token(name) and low not in COMMON_WORDS and low not in HOST_PRODUCT \
               and _user_ok(name) and not (home_user and name == home_user):
                add(base + len(d) - len(name), base + len(d), name, "project", prio=P_CONTEXT, prop=True)
        home_user = None
        for rx in (PROMPT_RE1, PROMPT_RE2):
            for m in rx.finditer(text):
                if not is_token(m.group("u")): add_user(m.start("u"), m.group("u"), prio=P_CONTEXT)
                if not is_token(m.group("h")): add_host(m.start("h"), m.group("h"), P_CONTEXT)
                prompt_dir(m.group("d"), m.start("d"))
        for m in PROMPT_PS.finditer(text):
            prompt_dir(m.group("d"), m.start("d"))
        for m in DIR_CTX_RE.finditer(text):
            hm = HOME_RE.search(m.group("d")); home_user = hm.group("u") if hm else None
            prompt_dir(m.group("d"), m.start("d"))
        home_user = None
        for m in DEPLOY_RE.finditer(text):
            if not is_token(m.group("p")):
                add(m.start("p"), m.end("p"), m.group("p"), "project", prop=True)
        for m in UPSTREAM_RE.finditer(text):
            n = m.group("n")
            if not is_token(n) and n.lower() not in COMMON_WORDS:
                cm = UPSTREAM_NAME.match(n)
                if cm and _label_spreads(cm.group(1)):
                    add(m.start("n"), m.start("n") + len(cm.group(1)), cm.group(1), "project", prop=True)

        # 4) users
        for m in HOME_RE.finditer(text):
            add_user(m.start("u"), m.group("u"))
        for m in USER_KV_RE.finditer(text):
            g = "v1" if m.group("v1") is not None else "v2"
            v = m.group(g).rstrip(".:")
            if g == "v2" and _code_value(text, m.start(g), v, m.group("key")): continue
            add_user(m.start(g), v)
        for m in USER_ID_RE.finditer(text):
            for u in USER_ID_ONE.finditer(m.group(0)):
                add_user(m.start() + u.start("u"), u.group("u"))
        for rx in (USER_CLI_RE, USER_U_RE):
            for m in rx.finditer(text): add_user(m.start("v"), m.group("v"))
        for rx in (SSHD_RE, SUDO_RE):
            for m in rx.finditer(text): add_user(m.start("u"), m.group("u"))
        for m in SSH_RE.finditer(text):
            add_user(m.start("u"), m.group("u"), prio=P_CONTEXT)
            add_host(m.start("h"), m.group("h"), P_CONTEXT)

        # 5) host contexts: syslog/journal, /etc/hosts
        for m in SYSLOG_RE.finditer(text):
            if m.group("h").upper() not in LOG_LEVELS: add_host(m.start("h"), m.group("h"), P_CONTEXT)
        for m in HOSTS_RE.finditer(text):
            if not (PAT["ipv4"].fullmatch(m.group("ip")) or PAT["ipv6"].fullmatch(m.group("ip"))): continue
            off = m.start("names")
            for n in re.finditer(r"\S+", m.group("names")):
                add_host(off + n.start(), n.group(0), P_CONTEXT)

        # 6) network interfaces
        def add_iface(s, name):
            if name and not is_std_iface(name) and not is_token(name):
                add(s, s + len(name), name, "iface", prop=True)
        for m in IFACE_LINE_RE.finditer(text): add_iface(m.start("i"), m.group("i"))
        for m in IFCONFIG_RE.finditer(text): add_iface(m.start("i"), m.group("i"))
        for m in IFACE_REF_RE.finditer(text):
            if re.search(r"[\d\-]", m.group("i")): add_iface(m.start("i"), m.group("i"))
        for m in BRIDGE_RE.finditer(text): add_iface(m.start(), m.group(0))

        # 7) containers and compose projects
        for m in COMPOSE_PROJECT_RE.finditer(text):
            p = m.group("p")
            if not is_token(p) and len(p) >= 2:
                add(m.start("p"), m.end("p"), p, "project", prop=True)
        for rx in (CONTAINER_NAME_RE, DOCKER_CMD_RE):
            for m in rx.finditer(text): add_container(m.start("n"), m.group("n"))
        def image_parts(img):
            """'ghcr.io/x/app:1.2' → (repo, public?, local?)"""
            repo = re.split(r"[:@]", img, 1)[0] if not img.startswith("[") else img
            first = repo.split("/")[0]
            if "/" in repo and ("." in first or ":" in first or first == "localhost"):
                return repo, _benign_domain(first), False
            if "/" in repo:                                           # Docker Hub org/image
                return repo, True, False
            return repo, repo in OFFICIAL_IMAGES, repo not in OFFICIAL_IMAGES
        def add_local_image(s, repo, cname=None):
            """Local images are user-specific: 'proj-svc' masks the project part, otherwise the whole name."""
            cm = COMPOSE_NAME_RE.match(cname or "")
            if cm and repo in (cm.group("p") + "-" + cm.group("s"), cm.group("p") + "_" + cm.group("s")):
                add(s, s + len(cm.group("p")), cm.group("p"), "project", prop=True)
            elif not is_token(repo) and len(repo) >= 3:
                add(s, s + len(repo), repo, "project", prop=True)
        for h in DOCKER_PS_HDR.finditer(text):
            pos = h.end() + 1
            for line in text[pos:].split("\n"):
                row = re.match(r"([0-9a-f]{12})\s+(?P<img>\S+)", line)
                if not row: break
                last = re.search(r"(\S+)\s*$", line)
                names = list(re.finditer(r"[^,\s]+", last.group(1))) if last else []
                img = row.group("img"); repo, public, local = image_parts(img)
                if local and not is_token(img):
                    add_local_image(pos + row.start("img"), repo, names[0].group(0) if names else None)
                for nm in names:
                    n = nm.group(0)
                    if public and n == repo.split("/")[-1]: continue     # open-webui from …/open-webui
                    add_container(pos + last.start(1) + nm.start(), n)
                pos += len(line) + 1
        for h in DOCKER_IMAGES_HDR.finditer(text):
            pos = h.end() + 1
            for line in text[pos:].split("\n"):
                row = re.match(r"(?P<repo>\S+)\s+\S+\s+[0-9a-f]{12}\s", line)
                if not row: break
                repo, public, local = image_parts(row.group("repo"))
                if local and repo != "<none>": add_local_image(pos, repo)
                pos += len(line) + 1

        # 8) custom terms (case-insensitive) and national IDs
        for term, prefix in self._term_prefixes():
            for m in _term_re(term).finditer(text):
                span = _custom_span(text, m.start(), m.end())
                if span: add(span[0], span[1], text[span[0]:span[1]], "custom", prefix)
        for m in NATID_RE.finditer(text):
            if _natid_ok(m.group(0)): add(m.start(), m.end(), m.group(0), "natid")

        # 9) dates
        for m in DATE_RE.finditer(text):
            found.append((m.start(), m.end(), m.group(0), "date", None, PRIO["date"], False))

        # 10) generic patterns, URLs, hostnames, config values
        for typ in ("email", "domain", "ipv6", "ipv4", "mac"):
            if not on(typ): continue
            for m in PAT[typ].finditer(text):
                v = m.group(0)
                if not v: continue
                if typ == "domain" and not _valid_domain(v): continue
                if typ == "email" and _benign_domain(v.split("@", 1)[1]): continue
                if typ in ("ipv4", "ipv6"):
                    if _benign_ip(v): continue
                    pm = re.match(r"/\d{1,3}", text[m.end():m.end() + 4])
                    if pm and (v + pm.group(0)) in WELL_KNOWN_NETS: continue
                if typ == "mac" and _benign_mac(v): continue
                add(m.start(), m.end(), v, typ)
        if on("url"):
            for m in URL_RE.finditer(text):
                v = re.sub(r"[.,;:!?]+$", "", m.group(0))
                if _url_kind(v, text) == "mask":
                    add(m.start(), m.start() + len(v), v, "url")
        protected = [(m.start(), m.end()) for m in self.token_re().finditer(text)]
        if on("hostname"):
            seen = set()
            for m in KW_RE.finditer(text):
                name = m.group("v"); s = m.start("v")
                if _code_value(text, s, name, m.group("k")): continue
                if (s, s + len(name)) not in seen and _host_label_ok(name):
                    seen.add((s, s + len(name)))
                    add(s, s + len(name), name, "hostname", prop=not re.search(r"\d", name))
            ends = {pe for _, pe in protected}
            for m in TOK_RE.finditer(text):
                t = m.group(0)
                if (m.start(), m.end()) in seen: continue
                if re.match(r"\.\d", text[m.end():m.end() + 2]): continue        # version: xxx-7.4.12
                if re.match(r"\"\s*:", text[m.end():m.end() + 3]): continue      # JSON key
                if re.fullmatch(r"[0-9a-fA-F]{1,4}", t) and text[m.end():m.end() + 1] == ":": continue
                if m.start() - 1 in ends and text[m.start() - 1] in "-_": continue  # PROJECT_1-web-1
                if _looks_like_host(t) and not _code_value(text, m.start(), t):
                    add(m.start(), m.end(), t, "hostname")
        if on("config"):
            values = dict(conn_dbs)
            for rx in (CFG_FREE_RE, CFG_STRICT_RE):
                for m in rx.finditer(text):
                    val = re.sub(r"[:.]+$", "", m.group(2) or "")
                    if _code_value(text, m.start(2), val, m.group(1)): continue
                    if len(val) >= 2 and val.lower() not in CFG_STOP and not is_token(val):
                        values.setdefault(val, _cfg_prefix(m.group(1)))
            for m in CFG_ENV_RE.finditer(text):
                val = re.sub(r"[:.]+$", "", m.group("v"))
                if _code_value(text, m.start("v"), val, m.group("key")): continue
                if len(val) >= 2 and val.lower() not in CFG_STOP and not is_token(val):
                    values.setdefault(val, _cfg_prefix(m.group("key")))
            for v, p in values.items():
                for m in _bounded(v).finditer(text):
                    add(m.start(), m.end(), v, "config", p)

        # 11) spread learned names over the whole text (this message + earlier ones)
        spread = dict(learned)
        for f in found:
            if f[3] in ("domain", "url"):
                for lbl in _host_spread_labels(f[2], f[3]): spread.setdefault(lbl, ("hostname", None))
        for e in self.entries:
            if e.get("secret"): continue
            if e.get("prop"):
                spread.setdefault(e["real"], (e["type"], None))
            if e["type"] in ("domain", "url"):
                for lbl in _host_spread_labels(e["real"], e["type"]): spread.setdefault(lbl, ("hostname", None))
        for v, (typ, p) in spread.items():
            if len(v) < 4 or v.lower() in COMMON_WORDS or v.lower() in SYSTEM_USERS: continue
            if not on(typ) or v not in text: continue
            for m in _spread_re(v).finditer(text):
                add(m.start(), m.end(), v, typ, p, prio=P_SPREAD)

        found = [f for f in found if not any(f[0] < pe and ps < f[1] for ps, pe in protected)]
        secret_spans = [(f[0], f[1]) for f in found if f[3] == "secret"]
        found = [f for f in found if f[3] != "url" or not any(f[0] < se and ss < f[1] for ss, se in secret_spans)]

        found.sort(key=lambda x: (x[0], -x[5], -(x[1] - x[0])))
        chosen = []; last_end = -1
        for f in found:
            if f[0] >= last_end:
                chosen.append(f); last_end = f[1]
        if not opts.get("date"):
            chosen = [c for c in chosen if c[3] != "date"]
        return [(s, e, v, t, p, pr) for s, e, v, t, p, _, pr in chosen]

    # ---- public API ----
    def anonymize(self, text, opts=None):
        with self.lock:
            matches = self._collect(text, opts)
            out = []; i = 0
            for s, e, v, t, p, pr in matches:
                out.append(text[i:s]); out.append(self._get_fake(v, t, p, pr)); i = e
            out.append(text[i:])
            if matches: self.save()
            return "".join(out), len(matches)

    def classify(self, text, opts=None):
        """('restore'|'anon', known tokens, new sensitive values): restore only if known tokens dominate."""
        with self.lock:
            known = sum(1 for m in self.token_re().finditer(text) if m.group(0) in self.tok)
            new = len(self._collect(text, opts))
        return ("restore" if known > 0 and known >= new else "anon"), known, new

    def legacy_count(self):
        """Entries with realistic fake values from the very first release."""
        return sum(1 for e in self.entries if not self._is_tok(e["fake"]))

    @staticmethod
    def _guard(typ):
        if typ == "ipv4": return (r"(?<![0-9.])", r"(?![0-9.])")
        if typ in ("ipv6", "mac"): return (r"(?<![0-9A-Fa-f:.\-])", r"(?![0-9A-Fa-f:.\-])")
        return (r"(?<![A-Za-z0-9._\-\/])", r"(?![A-Za-z0-9._\-\/])")

    def restore(self, text, wrap=None):
        """Replace known tokens with real values. wrap(real) lets a UI mark what was restored."""
        w = wrap or (lambda r: r)
        with self.lock:
            count = [0]
            def sub(m):
                real = self.tok.get(m.group(0))
                if real is None: return m.group(0)
                count[0] += 1; return w(real)
            text = self.token_re().sub(sub, text)
            for p in sorted((e for e in self.entries if not self._is_tok(e["fake"])), key=lambda x: -len(x["fake"])):
                lb, la = self._guard(p["type"])
                text, n = re.subn(lb + re.escape(p["fake"]) + la, lambda _m, r=p["real"]: w(r), text)
                count[0] += n
            return text, count[0]

    def import_entries(self, items):
        """Merge an exported ledger; conflicting entries are skipped. Returns the number added."""
        added = 0
        with self.lock:
            for e in items:
                real, fake = e.get("real"), e.get("fake")
                if not real or not fake or e.get("secret") or real in self.real_to_fake or fake in self.tok:
                    continue
                ne = {"real": real, "fake": fake, "type": e.get("type", "custom")}
                if e.get("prop"): ne["prop"] = True
                self._note_prefix(ne)
                self.real_to_fake[real] = fake; self.tok[fake] = real
                self.entries.append(ne); self.by_real[real] = ne
                if self._is_tok(fake):
                    p, n = fake.rsplit("_", 1)
                    self.counters[p] = max(self.counters.get(p, 0), int(n))
                added += 1
            self.save()
        return added

    def export_entries(self):
        return [e for e in self.entries if not e.get("secret")]

    def export_data(self):
        """Ledger as stored on disk and in exports. Never contains secrets."""
        return {"version": 3, "entries": self.export_entries(), "counters": self.counters,
                "custom_terms": self.custom_terms, "custom_lists": self.custom_lists}

    def set_custom(self, terms):
        with self.lock:
            self.custom_terms = norm_terms(terms); self.save()

    def set_lists(self, lists):
        """Your own term lists: [{"prefix": "vmachine", "terms": [...]}]. Same prefix → one list."""
        with self.lock:
            self.custom_lists = norm_lists(lists); self.save()

    def _term_prefixes(self):
        """(term, prefix) longest first; a term in one of your lists wins over the plain custom list."""
        seen, out = set(), []
        for l in self.custom_lists:
            for t in l["terms"]:
                if t.lower() not in seen: seen.add(t.lower()); out.append((t, l["prefix"]))
        for t in self.custom_terms:
            if t.lower() not in seen: seen.add(t.lower()); out.append((t, None))
        return sorted(out, key=lambda x: -len(x[0]))

    def save(self):
        if not self.store: return
        try:
            with open(self.store, "w", encoding="utf-8") as f:
                json.dump(dict(self.export_data(), settings=self.settings), f, ensure_ascii=False, indent=1)
        except Exception as ex:
            print("Save failed:", ex)

    def load(self):
        if not self.store or not os.path.exists(self.store): return
        try:
            with open(self.store, encoding="utf-8") as f: d = json.load(f)
            self.custom_terms = norm_terms(d.get("custom_terms", []))
            self.custom_lists = norm_lists(d.get("custom_lists", []))
            self.settings = d.get("settings", {}) or {}
            self.counters = {k: int(v) for k, v in d.get("counters", {}).items()}
            for e in d.get("entries", []):
                if e.get("secret") or not e.get("real") or not e.get("fake"): continue
                ne = {"real": e["real"], "fake": e["fake"], "type": e.get("type", "custom")}
                if e.get("prop"): ne["prop"] = True
                self._note_prefix(ne)
                self.entries.append(ne)
                if e["real"] not in self.real_to_fake:
                    self.real_to_fake[e["real"]] = e["fake"]; self.by_real[e["real"]] = ne
                if self._is_tok(e["fake"]):
                    self.tok[e["fake"]] = e["real"]
                    p, n = e["fake"].rsplit("_", 1)
                    self.counters[p] = max(self.counters.get(p, 0), int(n))
        except Exception as ex:
            print("Load failed:", ex)

    def clear(self):
        with self.lock:
            self._reset(); self.save()


# =====================================================================
#  SYNTAX COLOURS for the text boxes (display only; never changes the text)
# =====================================================================
_SYN_KEYWORDS = ("def class import from return if elif else for while in not and or try except finally raise "
                 "with as is lambda yield async await pass break continue global function const let var new throw "
                 "catch public private protected static void final package interface extends implements switch "
                 "case default do echo then fi esac done select insert update delete where join create table "
                 "SELECT INSERT UPDATE DELETE FROM WHERE JOIN CREATE TABLE INTO VALUES SET").split()
_SYN_RE = re.compile("|".join([
    r"(?P<comment>^[ \t]*(?:#|//).*$)",
    r"(?P<icomment>[ \t](?:#|//)[ \t].*$)",
    r"(?P<key>\"(?:[^\"\\\n]|\\.)*\"(?=[ \t]*:))",
    r"(?P<string>\"(?:[^\"\\\n]|\\.)*\"|(?<![A-Za-z0-9])'(?:[^'\\\n]|\\.)*'(?![A-Za-z0-9]))",
    r"(?P<url>\bhttps?://[^\s\"'<>]+)",
    r"(?P<time>\b\d{4}-\d{2}-\d{2}(?:[T ]\d{2}:\d{2}:\d{2}(?:[.,]\d+)?(?:Z|[+-]\d{2}:?\d{2})?)?\b"
    r"|\b(?:Jan|Feb|Mar|Apr|May|Jun|Jul|Aug|Sep|Oct|Nov|Dec)\s+\d{1,2}\s+\d{2}:\d{2}:\d{2}\b"
    r"|\b\d{2}:\d{2}:\d{2}(?:[.,]\d+)?\b)",
    r"(?P<error>\b(?:ERROR|ERR|FATAL|CRITICAL|CRIT|SEVERE|EMERG|ALERT|PANIC|FAIL(?:ED|URE)?|Traceback|"
    r"[Ee]rror|[Ff]ailed|[Ff]ailure|[Dd]enied|[Rr]efused|[Tt]imed out|[Uu]nreachable|"
    r"[A-Z][A-Za-z0-9_]*(?:Exception|Error))\b)",
    r"(?P<warn>\b(?:WARN(?:ING)?|[Ww]arning|[Dd]eprecated)\b)",
    r"(?P<info>\b(?:INFO|NOTICE)\b)",
    r"(?P<debug>\b(?:DEBUG|TRACE|FINE|FINER|FINEST)\b)",
    r"(?P<kw>\b(?:" + "|".join(_SYN_KEYWORDS) + r"|true|false|null|None|True|False|nil|undefined|self|this)\b)",
    r"(?P<prop>^[ \t]*-?[ \t]*[A-Za-z_][\w.\-]*(?=[ \t]*(?::[ \t]|:$|=))|\b[A-Za-z_][\w.\-]*(?==[^=\s]))",
    r"(?P<num>\b\d+(?:\.\d+)*\b)",
]), re.M)
_SYN_CODE = re.compile(r"(?m)^[ \t]*(?:def |class |import |from \S+ import |function |const |let |var |public |"
                       r"private |package |#include|@\w+|if \(|for \(|SELECT |select )|[{};][ \t]*$|=>")
_SYN_CODE_LINE = re.compile(r"^[ \t]*(?:def|class|import|from|return|if|elif|else|for|while|try|except|finally|"
                            r"raise|with|function|const|let|var|public|private|protected|static|catch|switch|case|"
                            r"yield|await|async|throw|SELECT|select|INSERT|UPDATE|DELETE)\b|[{}():;,\[\]][ \t]*$|"
                            r"^[ \t]*[}\])]|\S[ \t]+=[ \t]+\S")
_SYN_ALWAYS = {"true", "false", "null", "None", "True", "False", "nil", "undefined"}

def syntax_spans(text, limit=200_000):
    """[(start, end, kind)] colouring logs, configs and code: log levels, errors, timestamps, strings,
    keys, numbers, comments, URLs and keywords. Keywords and trailing comments are only coloured on
    lines that look like code, so 'in', 'as' or 'for' in a log sentence stay plain."""
    if not text or len(text) > limit: return []
    code = bool(_SYN_CODE.search(text))
    lines = {}
    def code_line(pos):
        ls = text.rfind("\n", 0, pos) + 1
        if ls not in lines:
            le = text.find("\n", pos)
            lines[ls] = bool(_SYN_CODE_LINE.search(text[ls:le if le >= 0 else len(text)]))
        return lines[ls]
    out = []
    for m in _SYN_RE.finditer(text):
        kind = m.lastgroup
        if kind in ("kw", "icomment"):
            always = kind == "kw" and m.group(0) in _SYN_ALWAYS
            if not always and not (code and code_line(m.start())): continue
            if kind == "icomment": kind = "comment"
        out.append((m.start(), m.end(), kind))
    return out


# =====================================================================
#  TEXT FILES — read and write keeping encoding, BOM and line endings
# =====================================================================
TEXT_FILETYPES = [("Text", "*.txt *.log *.csv *.tsv *.json *.yaml *.yml *.conf *.cfg *.ini *.env *.xml "
                           "*.properties *.sql *.md *.py *.js *.ts *.java *.sh *.ps1"), ("*", "*")]

def read_text_file(path):
    """(text, encoding) with line endings untouched. Raises ValueError for binary files."""
    with open(path, "rb") as f: raw = f.read()
    if raw.startswith(b"\xef\xbb\xbf"): return raw.decode("utf-8-sig"), "utf-8-sig"
    if raw.startswith((b"\xff\xfe", b"\xfe\xff")): return raw.decode("utf-16"), "utf-16"
    if b"\x00" in raw[:8192]: raise ValueError("not a text file")
    for enc in ("utf-8", "cp1254"):
        try: return raw.decode(enc), enc
        except UnicodeDecodeError: pass
    return raw.decode("latin-1"), "latin-1"

def write_text_file(path, text, encoding="utf-8"):
    """Write text as is (no newline translation); falls back to UTF-8 when a value does not fit the encoding.
    Returns the encoding used."""
    try:
        data = text.encode(encoding)
    except UnicodeEncodeError:
        encoding = "utf-8"; data = text.encode(encoding)
    with open(path, "wb") as f: f.write(data)
    return encoding

HIGHLIGHT_MAX = 600_000    # characters: larger outputs are shown without token colouring
BUSY_MIN = 150_000         # characters: larger texts are processed in the background

def human_size(chars):
    return "%.1f MB" % (chars / 1e6) if chars >= 1e6 else "%d KB" % max(1, round(chars / 1e3))

TERM_FILETYPES = [("Text / CSV", "*.txt *.csv *.tsv *.list *.lst"), ("*", "*")]
TERM_HEADER_RE = re.compile(r"(?i)(?:vm|vm ?name|names?|host ?names?|hosts?|servers?|machines?|ips?|ip ?address(?:es)?|"
                            r"address(?:es)?|terms?|values?|items?)")

def read_term_file(path):
    """Terms from a file: one per line (# comments skipped); .csv/.tsv: the first column, header row skipped."""
    text, _ = read_text_file(path)
    lines = [l for l in text.splitlines() if l.strip() and not l.lstrip().startswith("#")]
    ext = os.path.splitext(path)[1].lower()
    if ext in (".csv", ".tsv") and lines:
        import csv
        delim = "\t" if ext == ".tsv" else max(",;\t|", key=lines[0].count)
        vals = [r[0].strip() for r in csv.reader(lines, delimiter=delim) if r and r[0].strip()]
        if vals and TERM_HEADER_RE.fullmatch(vals[0]): vals = vals[1:]
        return norm_terms(vals)
    return norm_terms(lines)

def derived_path(path, tag):
    """'logs/app.log' → 'logs/app.masked.log'; 'app.masked.log' + 'restored' → 'app.restored.log'."""
    folder, name = os.path.split(path)
    stem, ext = os.path.splitext(name)
    stem = re.sub(r"\.(?:masked|restored)$", "", stem)
    return os.path.join(folder, "%s.%s%s" % (stem, tag, ext))


# =====================================================================
#  I18N
# =====================================================================
STRINGS = {
    "en": {
        "types": {"ipv4": "IPv4", "ipv6": "IPv6", "domain": "DNS", "url": "URL", "email": "Email", "mac": "MAC",
                  "hostname": "Host", "user": "User", "container": "Container", "project": "Project",
                  "iface": "Interface", "config": "Config", "secret": "Secret", "date": "Date", "custom": "Custom",
                  "natid": "National ID"},
        "tagline": "Masks logs and configs before they reach an AI assistant",
        "hotkeys": "Hotkeys", "mode": "Mode", "mode_smart": "Smart", "mode_mask": "Mask only",
        "mode_smart_on": "Mode: Smart — logs are masked, AI answers are restored",
        "mode_mask_on": "Mode: Mask only — every copy is masked",
        "auto": "Auto-watch", "auto_on": "Auto-watch on", "auto_off": "Auto-watch off",
        "ready": "Ready", "hero_on": "Protection active",
        "hero_on_smart": "Logs you copy are masked instantly; AI answers you copy come back with real values.",
        "hero_on_mask": "Everything you copy is masked. Restore manually on the Restore tab.",
        "hero_off": "Auto-watch is off",
        "hero_off_sub": "The clipboard is not watched. Paste into the boxes or turn the switch on.",
        "tab_mask": "Mask", "tab_restore": "Restore", "tab_ledger": "Ledger",
        "grp_net": "Network", "grp_id": "Identity & secrets",
        "in_title": "Input", "in_hint": "log, config, error output",
        "out_title": "Text for the AI", "out_hint": "masked",
        "btn_mask": "Mask", "btn_restore": "Restore", "btn_clear": "Clear", "btn_copy": "Copy", "btn_ok": "OK",
        "terms_title": "Custom terms", "terms_count": "{n} terms", "terms_count_1": "1 term",
        "terms_hint": "CUSTOM is the default list. For your own names (VMs, servers, IP addresses) make a list "
                      "with + List: its name becomes the token, e.g. vmachine_1, vmachine_2. Import fills the "
                      "selected list from a .txt (one per line) or .csv (first column). Terms match whole words and "
                      "identifier parts, ignoring case, Turkish letters and extra spaces. Double-click to edit, × "
                      "removes. Alt+M in the input adds to the selected list.",
        "list_new": "+ List", "list_new_title": "New list",
        "list_new_q": "Name of the list — it becomes the token name:\nvmachine → vmachine_1, vmachine_2 …\n\n"
                      "Letters A–Z, digits and _, starting with a letter.",
        "list_bad": "That name can't be used: letters A–Z, digits and _, starting with a letter.",
        "list_created": "List {p} created — its terms become {p}_1, {p}_2 …",
        "list_import": "Import list…", "list_delete": "Delete list",
        "list_delete_q": "Delete the list {p}?\n\nTokens it already gave out keep restoring.",
        "list_deleted": "List {p} deleted", "list_tokens": "Tokens: {p}_1, {p}_2 …",
        "list_imported": "{n} terms imported into {p}", "list_imported_1": "1 term imported into {p}",
        "list_import_none": "No new terms in that file.", "term_added_to": "Added to {p}: {s}",
        "terms_ph": "New term — Enter adds it", "terms_add": "Add", "terms_added_n": "{n} custom terms added", "term_removed": "Removed from custom terms: {s}",
        "terms_empty": "No custom terms yet. Type one above, or select text in the input and press Alt+M.",
        "menu_add": "Add “{s}” to custom terms", "menu_add_none": "Add selection to custom terms",
        "menu_cut": "Cut", "menu_copy": "Copy", "menu_paste": "Paste", "menu_all": "Select all",
        "term_need": "Select a word or phrase first.", "term_token": "That is already a token.",
        "term_added": "Added to custom terms: {s}", "term_exists": "Already a custom term: {s}",
        "btn_open": "Open file…", "busy": "Working on {size}…", "on_clip": " · on the clipboard",
        "terms_updated": "Custom terms updated", "cats": "Categories", "colors": "Colours",
        "file_masked": "Saved {name} — {n} items masked.", "file_masked_1": "Saved {name} — 1 item masked.",
        "file_restored": "Saved {name} — {n} values restored. It contains real data.",
        "file_restored_1": "Saved {name} — 1 value restored. It contains real data.",
        "file_bad": "Could not read {name}: {e}", "file_not_saved": "Not saved — the result is in the boxes.",
        "file_utf8": " Saved as UTF-8.",
        "need_input": "Paste some text into the input box first.",
        "masked_n": "{n} items masked — use Copy to take it.", "masked_n_1": "1 item masked — use Copy to take it.",
        "nothing_masked": "Nothing sensitive found.", "no_output": "Nothing to copy yet.",
        "copied_masked": "Masked text is on the clipboard — paste it into the AI.",
        "cleared": "Cleared.", "badge": "{n} masked",
        "reply_title": "AI answer", "reply_hint": "text with tokens such as IP_PRIV_1, HOST_1",
        "real_title": "Real values", "real_hint": "for your editor / terminal", "dont_send": "Don't send to AI",
        "need_reply": "Paste the AI's answer first.",
        "restored_n": "{n} values restored.", "restored_n_1": "1 value restored.",
        "no_known": "No known tokens in this text.", "copied_real": "Text with real values is on the clipboard.",
        "search_ph": "Search: IP, domain, token (HOST_3)…",
        "export": "Export", "import": "Import", "reset": "Reset",
        "exported": "Ledger exported (secrets excluded). It contains real values — don't share it.",
        "imported": "Ledger imported: {n} new entries.", "import_failed": "Could not read that file: {e}",
        "ledger_empty_already": "The ledger is already empty.",
        "reset_title": "Reset ledger",
        "reset_q": "Delete all mappings?\n\nAnswers to text you already sent to an AI can no longer be restored.",
        "reset_done": "Ledger reset.",
        "col_type": "TYPE", "col_real": "REAL", "col_token": "TOKEN",
        "empty_ledger": "No mappings yet.\nThey appear here when you copy or mask a log.",
        "rows": "{n} entries", "rows_q": "{k} / {n} entries", "ledger_badge": "{n} in ledger",
        "secret_shown": "••••••••  ({n} chars · memory only)",
        "cap_clip": "Clipboard", "cap_keys": "Hotkeys", "cap_tray": "Tray", "cap_recopy": "Re-copy",
        "keys_title": "Keyboard shortcuts",
        "key_mask": "Mask the clipboard", "key_restore": "Restore the clipboard",
        "key_auto": "Toggle auto-watch", "key_box": "Process the focused box",
        "key_add": "Add the selected text to custom terms", "key_quit": "Quit",
        "keys_note": "With auto-watch on you don't need hotkeys: copy a log and it is masked, "
                     "copy the AI's answer and it comes back with real values.",
        "keys_missing": "Global hotkeys are off: pynput is not installed (pip install pynput). ",
        "cap_restore": "↩  AI answer: {n} values restored · real text is on the clipboard",
        "cap_restore_0": "AI answer captured, nothing to restore",
        "cap_mask": "●  {n} items masked · paste with Ctrl+V",
        "cap_mask_0": "Clipboard captured, nothing new to mask",
        "tray_show": "Show", "tray_auto_on": "Auto-watch: on", "tray_auto_off": "Auto-watch: off",
        "tray_mode_smart": "Mode: Smart", "tray_mode_mask": "Mode: Mask only",
        "tray_mask": "Mask clipboard  (Ctrl+Alt+A)", "tray_restore": "Restore clipboard  (Ctrl+Alt+R)",
        "tray_reset": "Reset ledger…", "tray_keys": "Hotkeys…", "tray_quit": "Quit",
        "bg_win": "Running in the background — open it from the tray icon.",
        "bg_other": "Minimised, still watching. Press Ctrl+Q to quit.",
        "keys_failed": "Hotkeys could not start: {e}",
        "clip_failed": "Cannot read the clipboard ({e}). On Linux: sudo apt install xclip",
        "no_pyperclip": "pyperclip is not installed — pip install pyperclip pynput",
        "keys_off": "Hotkeys are off (pynput missing) — the switch still works",
        "ready_long": "Ready — copy a log and the masked version lands on your clipboard.",
        "legacy": "{n} ledger entries are from the first release — Reset the ledger once for clean tokens",
        "clip_empty": "The clipboard is empty.",
        "clip_masked": "Clipboard masked: {n} items", "clip_nothing": "Nothing to mask on the clipboard.",
        "clip_restored": "Clipboard restored: {n} values", "clip_no_tokens": "No known tokens on the clipboard.",
        "error": "Error: {e}", "notify_masked": "🛡 Masked: {n} items", "notify_restored": "↩ Restored: {n} values",
        "missing_ui": "The UI package is missing.\n\npip install customtkinter",
        "crash_title": "MaskBoard could not start", "crash_details": "Details: {p}",
        "already_running": "MaskBoard is already running. Open it from the tray icon, or quit it there "
                           "before starting a new version.",
    },
    "tr": {
        "types": {"ipv4": "IPv4", "ipv6": "IPv6", "domain": "DNS", "url": "URL", "email": "E-posta", "mac": "MAC",
                  "hostname": "Host", "user": "Kullanıcı", "container": "Konteyner", "project": "Proje",
                  "iface": "Arayüz", "config": "Config", "secret": "Parola", "date": "Tarih", "custom": "Özel",
                  "natid": "T.C. kimlik"},
        "tagline": "Log ve config verilerini AI'a göndermeden önce maskeler",
        "hotkeys": "Kısayollar", "mode": "Yön", "mode_smart": "Akıllı", "mode_mask": "Sadece maskele",
        "mode_smart_on": "Yön: Akıllı — log maskelenir, AI cevabı geri çevrilir",
        "mode_mask_on": "Yön: Sadece maskele — her kopya maskelenir",
        "auto": "Oto-izle", "auto_on": "Oto-izle açık", "auto_off": "Oto-izle kapalı",
        "ready": "Hazır", "hero_on": "Koruma aktif",
        "hero_on_smart": "Kopyaladığın loglar anında maskelenir, AI cevapları gerçek değerlere döner.",
        "hero_on_mask": "Kopyaladığın her metin maskelenir. Geri çevirmeyi Geri Çevir sekmesinden yaparsın.",
        "hero_off": "Oto-izle kapalı",
        "hero_off_sub": "Pano izlenmiyor. Kutulara yapıştırarak çalışabilir ya da anahtarı açabilirsin.",
        "tab_mask": "Anonimleştir", "tab_restore": "Geri Çevir", "tab_ledger": "Defter",
        "grp_net": "Ağ", "grp_id": "Kimlik ve gizli",
        "in_title": "Giriş", "in_hint": "log, config, hata çıktısı",
        "out_title": "AI'a gidecek metin", "out_hint": "maskeli",
        "btn_mask": "Anonimleştir", "btn_restore": "Geri çevir", "btn_clear": "Temizle", "btn_copy": "Kopyala",
        "btn_ok": "Tamam",
        "terms_title": "Özel terimler", "terms_count": "{n} terim",
        "terms_hint": "CUSTOM varsayılan liste. Kendi adların (VM, sunucu, IP adresi) için + Liste ile bir liste "
                      "aç: adı etiket adı olur, örn. vmachine_1, vmachine_2. İçe aktar seçili listeyi .txt (her "
                      "satıra bir terim) ya da .csv (ilk sütun) dosyasından doldurur. Terimler tam kelime ve "
                      "tanımlayıcı parçası olarak bulunur; büyük/küçük harf, Türkçe harfler ve fazla boşluklar "
                      "önemsizdir. Çift tık düzenler, × siler. Girişte Alt+M seçili listeye ekler.",
        "list_new": "+ Liste", "list_new_title": "Yeni liste",
        "list_new_q": "Listenin adı — etiket adı olur:\nvmachine → vmachine_1, vmachine_2 …\n\n"
                      "A–Z harfleri, rakam ve _; harfle başlamalı.",
        "list_bad": "Bu ad kullanılamaz: A–Z harfleri, rakam ve _; harfle başlamalı.",
        "list_created": "{p} listesi oluşturuldu — terimleri {p}_1, {p}_2 … olur",
        "list_import": "Liste içe aktar…", "list_delete": "Listeyi sil",
        "list_delete_q": "{p} listesi silinsin mi?\n\nDaha önce verdiği etiketler geri çevrilmeye devam eder.",
        "list_deleted": "{p} listesi silindi", "list_tokens": "Etiketler: {p}_1, {p}_2 …",
        "list_imported": "{p} listesine {n} terim aktarıldı",
        "list_import_none": "Dosyada yeni terim yok.", "term_added_to": "{p} listesine eklendi: {s}",
        "terms_ph": "Yeni terim — Enter ile ekle", "terms_add": "Ekle", "terms_added_n": "{n} özel terim eklendi",
        "term_removed": "Özel terimlerden çıkarıldı: {s}",
        "terms_empty": "Henüz özel terim yok. Yukarıya yaz ya da girişte metni seçip Alt+M'ye bas.",
        "menu_add": "“{s}” özel terimlere ekle", "menu_add_none": "Seçimi özel terimlere ekle",
        "menu_cut": "Kes", "menu_copy": "Kopyala", "menu_paste": "Yapıştır", "menu_all": "Tümünü seç",
        "term_need": "Önce bir kelime ya da ifade seç.", "term_token": "Bu zaten bir etiket.",
        "term_added": "Özel terimlere eklendi: {s}", "term_exists": "Zaten özel terimlerde: {s}",
        "btn_open": "Dosya aç…", "busy": "{size} işleniyor…", "on_clip": " · panoda",
        "terms_updated": "Özel terimler güncellendi", "cats": "Kategoriler", "colors": "Renkler",
        "file_masked": "{name} kaydedildi — {n} öğe maskelendi.",
        "file_restored": "{name} kaydedildi — {n} değer geri çevrildi. Gerçek veri içerir.",
        "file_bad": "{name} okunamadı: {e}", "file_not_saved": "Kaydedilmedi — sonuç kutularda.",
        "file_utf8": " UTF-8 olarak kaydedildi.",
        "need_input": "Önce giriş kutusuna bir metin yapıştır.",
        "masked_n": "{n} öğe maskelendi — Kopyala ile al.",
        "nothing_masked": "Maskelenecek bir değer bulunamadı.", "no_output": "Kopyalanacak çıktı yok.",
        "copied_masked": "Maskeli metin panoda — AI'a yapıştırabilirsin.",
        "cleared": "Temizlendi.", "badge": "{n} öğe maskelendi",
        "reply_title": "AI cevabı", "reply_hint": "IP_PRIV_1, HOST_1 gibi etiketler içeren metin",
        "real_title": "Gerçek değerler", "real_hint": "editörüne / terminaline", "dont_send": "AI'a gönderme",
        "need_reply": "Önce AI'ın cevabını yapıştır.",
        "restored_n": "{n} değer geri çevrildi.",
        "no_known": "Bu metinde defterdeki etiketlerden biri yok.", "copied_real": "Gerçek değerli metin panoda.",
        "search_ph": "Ara: IP, alan adı, etiket (HOST_3)…",
        "export": "Dışa aktar", "import": "İçe aktar", "reset": "Sıfırla",
        "exported": "Defter dışa aktarıldı (parolalar hariç). Gerçek değerler içerir — paylaşma.",
        "imported": "Defter içe aktarıldı: {n} yeni eşleşme.", "import_failed": "Dosya okunamadı: {e}",
        "ledger_empty_already": "Defter zaten boş.",
        "reset_title": "Defteri sıfırla",
        "reset_q": "Tüm eşleşmeler silinsin mi?\n\nDaha önce AI'a gönderdiğin metinlerin cevapları artık geri çevrilemez.",
        "reset_done": "Defter sıfırlandı.",
        "col_type": "TÜR", "col_real": "GERÇEK", "col_token": "ETİKET",
        "empty_ledger": "Henüz eşleşme yok.\nBir log kopyaladığında ya da anonimleştirdiğinde burada görünür.",
        "rows": "{n} kayıt", "rows_q": "{k} / {n} kayıt", "ledger_badge": "Defterde {n} eşleşme",
        "secret_shown": "••••••••  ({n} karakter · yalnızca bellekte)",
        "cap_clip": "Pano", "cap_keys": "Kısayol", "cap_tray": "Tepsi", "cap_recopy": "Tekrar-kopya",
        "keys_title": "Klavye kısayolları",
        "key_mask": "Panodaki metni anonimleştir", "key_restore": "Panodaki metni geri çevir",
        "key_auto": "Oto-izlemeyi aç / kapat", "key_box": "Kutudaki metni işle",
        "key_add": "Seçili metni özel terimlere ekle", "key_quit": "Uygulamadan çık",
        "keys_note": "Oto-izle açıkken kısayola gerek yok: log kopyala → maskelenir, "
                     "AI cevabını kopyala → gerçek değerlere döner.",
        "keys_missing": "Global kısayollar kapalı: pynput paketi yok (pip install pynput). ",
        "cap_restore": "↩  AI cevabı: {n} değer geri çevrildi · gerçek hali panoda",
        "cap_restore_0": "AI cevabı yakalandı, geri çevrilecek değer yoktu",
        "cap_mask": "●  {n} öğe maskelendi · Ctrl+V ile yapıştır",
        "cap_mask_0": "Pano yakalandı, maskelenecek yeni değer yoktu",
        "tray_show": "Göster", "tray_auto_on": "Oto-izle: açık", "tray_auto_off": "Oto-izle: kapalı",
        "tray_mode_smart": "Yön: Akıllı", "tray_mode_mask": "Yön: Sadece maskele",
        "tray_mask": "Panoyu anonimleştir  (Ctrl+Alt+A)", "tray_restore": "Panoyu geri çevir  (Ctrl+Alt+R)",
        "tray_reset": "Defteri sıfırla…", "tray_keys": "Kısayollar…", "tray_quit": "Çıkış",
        "bg_win": "Arka planda çalışıyor — tepsi simgesinden açabilirsin.",
        "bg_other": "Küçültüldü, izleme sürüyor. Çıkmak için Ctrl+Q.",
        "keys_failed": "Kısayollar başlatılamadı: {e}",
        "clip_failed": "Pano okunamıyor ({e}). Linux'ta: sudo apt install xclip",
        "no_pyperclip": "pyperclip yok — pip install pyperclip pynput ile kur.",
        "keys_off": "Kısayollar kapalı (pynput yok) — anahtar yine çalışır",
        "ready_long": "Hazır — bir log kopyala, maskeli hali panoya gelsin.",
        "legacy": "Defterde ilk sürümden {n} kayıt var — temiz etiketler için defteri bir kez sıfırla",
        "clip_empty": "Pano boş.",
        "clip_masked": "Panoda anonimleştirildi: {n} öğe", "clip_nothing": "Panoda maskelenecek bir şey yok.",
        "clip_restored": "Panoda geri çevrildi: {n} değer", "clip_no_tokens": "Panoda defterdeki etiketlerden biri yok.",
        "error": "Hata: {e}", "notify_masked": "🛡 Maskelendi: {n} öğe", "notify_restored": "↩ Geri çevrildi: {n} değer",
        "missing_ui": "Arayüz paketi eksik.\n\npip install customtkinter",
        "crash_title": "MaskBoard açılamadı", "crash_details": "Ayrıntılar: {p}",
        "already_running": "MaskBoard zaten çalışıyor. Tepsi simgesinden açabilir ya da yeni sürümü "
                           "başlatmadan önce oradan çıkış yapabilirsin.",
    },
}
LANGS = ("en", "tr")
_lang = ["en"]

def detect_lang():
    """'tr' when the OS/user language is Turkish, otherwise 'en'."""
    for var in ("LC_ALL", "LC_MESSAGES", "LANG", "LANGUAGE"):
        v = os.environ.get(var)
        if v and v not in ("C", "POSIX") and not v.startswith("C."):
            return "tr" if v.lower().startswith("tr") else "en"
    if sys.platform == "win32":
        try:
            import ctypes
            return "tr" if ctypes.windll.kernel32.GetUserDefaultUILanguage() & 0x3FF == 0x1F else "en"
        except Exception:
            pass
    try:
        loc = locale.getlocale()[0] or ""
    except Exception:
        loc = ""
    return "tr" if loc.lower().startswith("tr") else "en"

def set_lang(code): _lang[0] = code if code in STRINGS else "en"

def T(key, **kw):
    table = STRINGS[_lang[0]]
    if kw.get("n") == 1 and key + "_1" in table:
        key += "_1"
    s = table.get(key, STRINGS["en"].get(key, key))
    return s.format(**kw) if kw else s

def type_label(typ): return STRINGS[_lang[0]]["types"].get(typ, typ)


# =====================================================================
#  CLIPBOARD AGENT
# =====================================================================
def _norm(s):
    """Normalise clipboard text for comparisons (CRLF, trailing NUL/whitespace)."""
    return (s or "").replace("\r\n", "\n").replace("\r", "\n").rstrip("\x00").strip()


def _clipboard_counter():
    """OS counter that ticks on every copy, even of identical text (Windows, macOS, X11)."""
    if sys.platform == "win32":
        try:
            import ctypes
            fn = ctypes.windll.user32.GetClipboardSequenceNumber
            fn.restype = ctypes.c_uint32
            fn()
            return lambda: int(fn())
        except Exception:
            return None
    if sys.platform == "darwin":
        try:
            from AppKit import NSPasteboard
            pb = NSPasteboard.generalPasteboard()
            return lambda: int(pb.changeCount())
        except Exception:
            return None
    return _x11_counter()


def _x11_counter():
    """Count CLIPBOARD owner changes via XFixes (python-xlib ships with pynput)."""
    if not os.environ.get("DISPLAY"):
        return None
    try:
        import Xlib.display
        from Xlib.ext import xfixes
        disp = Xlib.display.Display()
        if not disp.has_extension("XFIXES"):
            return None
        disp.xfixes_query_version()
        clip = disp.intern_atom("CLIPBOARD")
        disp.xfixes_select_selection_input(disp.screen().root, clip, xfixes.XFixesSetSelectionOwnerNotifyMask)
        disp.flush()
    except Exception:
        return None
    state = {"n": 0}
    def listen():
        while True:
            try:
                ev = disp.next_event()
                if (ev.type, getattr(ev, "sub_code", None)) == disp.extension_event.SetSelectionOwnerNotify:
                    state["n"] += 1
            except Exception:
                return
    threading.Thread(target=listen, daemon=True).start()
    return lambda: state["n"]

ECHO_GRACE = 1.0   # seconds: our own write reappearing this soon (RDP sync) is an echo, not a copy


class Agent:
    def __init__(self, counter="auto", mapper=None):
        self.mapper = mapper or Mapper()
        self.auto = False
        self.mode = "smart"               # smart: log → mask, AI answer → restore · mask: always mask
        self.counter = _clipboard_counter() if counter == "auto" else counter
        self.last_seq = None
        self.seen_norm = None             # last clipboard content we saw
        self.written_norm = None          # last clipboard content we wrote
        self.written_at = 0.0
        self.running = True
        self.gui = None
        self.get_opts = lambda: None
        self.notify = lambda title, msg: None

    def _seq(self):
        if not self.counter: return None
        try: return self.counter()
        except Exception: return None

    def sync_now(self):
        """Treat the current clipboard as already seen."""
        self.last_seq = self._seq()
        try: self.seen_norm = _norm(pyperclip.paste()) if pyperclip else None
        except Exception: pass

    def mark_written(self, text):
        """Call after the app itself wrote to the clipboard, so it is not taken for a user copy."""
        self.written_norm = _norm(text); self.seen_norm = self.written_norm
        self.written_at = time.time()
        self.last_seq = self._seq()

    def _write(self, text):
        pyperclip.copy(text); self.mark_written(text)

    def _clip_apply(self, fn, done_key, none_key):
        if not pyperclip: return self._flash(T("no_pyperclip"))
        txt = pyperclip.paste()
        if not txt.strip(): return self._flash(T("clip_empty"))
        out, n = fn(txt)
        if out == txt: return self._flash(T(none_key))
        self._write(out); self._flash(T(done_key, n=n)); self._refresh()

    def clip_anonymize(self):
        self._clip_apply(lambda t: self.mapper.anonymize(t, self.get_opts()), "clip_masked", "clip_nothing")

    def clip_restore(self):
        self._clip_apply(self.mapper.restore, "clip_restored", "clip_no_tokens")

    def handle_copy(self, cur):
        """Process a new copy. Returns (kind, output, count)."""
        opts = self.get_opts()
        kind = self.mapper.classify(cur, opts)[0] if self.mode == "smart" else "anon"
        out, n = self.mapper.restore(cur) if kind == "restore" else self.mapper.anonymize(cur, opts)
        return kind, out, n

    def _poll(self):
        """Clipboard text if there was a new copy since the last poll, else None."""
        seq = self._seq()
        if seq is not None and sys.platform.startswith("linux"):
            # X11 counter plus a content check (the counter can miss events under Wayland)
            seq_changed = seq != self.last_seq
            self.last_seq = seq
            try: cur = pyperclip.paste()
            except Exception: return None
            ncur = _norm(cur)
            if not seq_changed and ncur == self.seen_norm: return None
            self.seen_norm = ncur
            if ncur == self.written_norm:
                if not seq_changed or time.time() - self.written_at < ECHO_GRACE: return None
            return cur
        if seq is not None:
            if seq == self.last_seq: return None
            self.last_seq = seq
            try: cur = pyperclip.paste()
            except Exception: return None
            ncur = _norm(cur)
            if ncur == self.written_norm and time.time() - self.written_at < ECHO_GRACE:
                return None
            self.seen_norm = ncur
            return cur
        # No counter: only content changes are visible, re-copying identical text is not.
        try: cur = pyperclip.paste()
        except Exception: return None
        ncur = _norm(cur)
        if ncur == self.seen_norm: return None
        self.seen_norm = ncur
        return None if ncur == self.written_norm else cur

    def watch_loop(self):
        while self.running:
            if pyperclip:
                cur = self._poll()
                if cur is not None and self.auto and _norm(cur):
                    try:
                        kind, out, n = self.handle_copy(cur)
                    except Exception as ex:
                        self._flash(T("error", e=ex)); time.sleep(0.3); continue
                    if out != cur:
                        self._write(out)
                        self.notify(APP_NAME, T("notify_restored" if kind == "restore" else "notify_masked", n=n))
                    if self.gui: self.gui.capture(kind, cur, out, n)
                    self._refresh()
            time.sleep(0.25)

    def _flash(self, msg):
        print("•", msg)
        if self.gui: self.gui.flash(msg)

    def _refresh(self):
        if self.gui: self.gui.refresh()

    def stop(self): self.running = False


# =====================================================================
#  ICON — shield with redaction bars
# =====================================================================
try:
    from PIL import Image as PILImage, ImageDraw as PILDraw, ImageFilter as PILFilter, ImageChops as PILChops
except Exception:
    PILImage = None

def _bezier(p0, p1, p2, p3, n=48):
    pts = []
    for i in range(n + 1):
        t = i / n; u = 1 - t
        pts.append((u**3*p0[0] + 3*u*u*t*p1[0] + 3*u*t*t*p2[0] + t**3*p3[0],
                    u**3*p0[1] + 3*u*u*t*p1[1] + 3*u*t*t*p2[1] + t**3*p3[1]))
    return pts

def _shield(cx, top, w, h):
    L, R, T_ = cx - w/2, cx + w/2, top
    r = w * 0.13
    pts = []
    pts += _bezier((L, T_ + r), (L, T_), (L, T_), (L + r, T_), 12)
    pts += _bezier((R - r, T_), (R, T_), (R, T_), (R, T_ + r), 12)
    pts += _bezier((R, T_ + h*0.46), (R, T_ + h*0.80), (cx + w*0.20, T_ + h*0.93), (cx, T_ + h))
    pts += _bezier((cx, T_ + h), (cx - w*0.20, T_ + h*0.93), (L, T_ + h*0.80), (L, T_ + h*0.46))
    return pts

_ICON_CACHE = {}
def app_icon(size=256):
    """App icon (RGBA), drawn supersampled on a 1024 grid."""
    if size in _ICON_CACHE: return _ICON_CACHE[size]
    S = 2048 if size > 64 else 1024
    k = S / 1024
    v = PILImage.linear_gradient("L").resize((S, S))
    grad = PILChops.add(v, v.rotate(90), scale=2.0)
    tile = PILImage.composite(PILImage.new("RGBA", (S, S), (24, 74, 168, 255)),
                              PILImage.new("RGBA", (S, S), (43, 212, 168, 255)), grad)
    mask = PILImage.new("L", (S, S), 0)
    PILDraw.Draw(mask).rounded_rectangle([int(40*k), int(40*k), int(984*k), int(984*k)], radius=int(220*k), fill=255)
    img = PILImage.new("RGBA", (S, S), (0, 0, 0, 0)); img.paste(tile, (0, 0), mask)
    shadow = PILImage.new("L", (S, S), 0)
    PILDraw.Draw(shadow).polygon([(x*k, (y+26)*k) for x, y in _shield(512, 210, 560, 640)], fill=110)
    shadow = PILChops.multiply(shadow.filter(PILFilter.GaussianBlur(28*k)), mask)
    img = PILImage.composite(PILImage.new("RGBA", (S, S), (6, 20, 40, 255)), img, shadow)
    d = PILDraw.Draw(img)
    d.polygon([(x*k, y*k) for x, y in _shield(512, 210, 560, 640)], fill=(244, 252, 250, 255))
    for x0, y0, x1, col in ((338, 360, 686, (14, 42, 59, 255)),
                            (338, 470, 600, (43, 212, 168, 255)),
                            (338, 580, 650, (14, 42, 59, 255))):
        d.rounded_rectangle([x0*k, y0*k, x1*k, (y0+64)*k], radius=int(32*k), fill=col)
    out = img.resize((size, size), PILImage.LANCZOS)
    _ICON_CACHE[size] = out
    return out

def export_icon(path):
    """Write the icon as .ico (every size drawn separately) or .png (512 px)."""
    if PILImage is None:
        raise SystemExit("Pillow is required for the icon: pip install Pillow")
    if path.lower().endswith(".ico"):
        sizes = (16, 24, 32, 48, 64, 128, 256)
        frames = [app_icon(s) for s in sizes]
        frames[-1].save(path, format="ICO", sizes=[(s, s) for s in sizes], append_images=frames[:-1])
    else:
        app_icon(512).save(path)
    return path


# =====================================================================
#  GUI
# =====================================================================
def run_gui(agent):
    import tkinter as tk
    from tkinter import ttk, filedialog, messagebox, font as tkfont
    try:
        import customtkinter as ctk
    except ImportError:
        try:
            r = tk.Tk(); r.withdraw(); messagebox.showerror(APP_NAME, T("missing_ui"))
        except Exception:
            pass
        raise SystemExit("customtkinter is missing: pip install customtkinter")

    if sys.platform == "win32":
        try:   # our icon instead of Python's in the taskbar when run as a script
            import ctypes
            ctypes.windll.shell32.SetCurrentProcessExplicitAppUserModelID("MaskBoard.App")
        except Exception:
            pass

    ctk.set_appearance_mode("dark")
    BG, SURF, SURF2, INK = "#0B0E14", "#121722", "#182030", "#0D121A"
    BORDER, BORDER2 = "#232C3B", "#33405A"
    TEXT, MUTED, FAINT = "#E8EDF5", "#8C97AB", "#5D687C"
    TEAL, TEAL_H, TEAL_INK, TEAL_BG, TEAL_LINE = "#2BD4A8", "#55E3C0", "#04261E", "#10302A", "#1F5F50"
    CORAL, CORAL_BG, CORAL_LINE = "#FF8A7A", "#3A1F1D", "#5A2E2A"
    SEL, SEL_H = "#26324A", "#2C3A55"

    root = ctk.CTk(fg_color=BG)
    root.title("%s %s" % (APP_NAME, APP_VERSION))
    try:
        sc = ctk.ScalingTracker.get_window_scaling(root)
        max_h = int(root.winfo_screenheight() / sc) - 90
    except Exception:
        sc, max_h = 1.0, 820
    root.geometry("1060x%d" % min(880, max_h)); root.minsize(860, min(600, max_h))

    fams = set(tkfont.families(root))
    def pick(*names): return next((n for n in names if n in fams), None)
    UI = pick("Segoe UI Variable Text", "Segoe UI", "Inter", "SF Pro Text", "Helvetica Neue",
              "Ubuntu", "Cantarell", "Noto Sans", "DejaVu Sans") or "TkDefaultFont"
    UI_D = pick("Segoe UI Variable Display", "Segoe UI Semibold", "Segoe UI", "Inter", "SF Pro Display",
                "Ubuntu", "Cantarell", "Noto Sans", "DejaVu Sans") or UI
    MONO = pick("Cascadia Mono", "Cascadia Code", "JetBrains Mono", "SF Mono", "Consolas",
                "Ubuntu Mono", "DejaVu Sans Mono") or "TkFixedFont"
    def F(size, weight="normal", family=None): return ctk.CTkFont(family=family or UI, size=size, weight=weight)

    ico_path = None
    if PILImage is not None:
        try:
            if sys.platform == "win32":
                import tempfile
                ico_path = export_icon(os.path.join(tempfile.gettempdir(), "maskboard.ico"))
                root.iconbitmap(ico_path)
            else:
                from PIL import ImageTk
                root._icon_ref = ImageTk.PhotoImage(app_icon(256))
                root.iconphoto(True, root._icon_ref)
        except Exception:
            pass

    # ---- translation registry: every static text re-applies itself on a language switch ----
    retranslate = []
    def tx(widget, key, attr="text", fmt="%s"):
        def apply(): widget.configure(**{attr: fmt % T(key)})
        retranslate.append(apply); apply()
        return widget

    def put_clipboard(t):
        if pyperclip:
            agent._write(t)
        else:
            root.clipboard_clear(); root.clipboard_append(t); root.update(); agent.mark_written(t)

    def card(master):
        return ctk.CTkFrame(master, fg_color=SURF, corner_radius=14, border_width=1, border_color=BORDER)

    def clear(master):
        return ctk.CTkFrame(master, fg_color="transparent")

    BTN = {
        "primary":   dict(fg_color=TEAL, hover_color=TEAL_H, text_color=TEAL_INK, border_width=0),
        "secondary": dict(fg_color=SURF2, hover_color="#212B3D", text_color=TEXT, border_width=1, border_color=BORDER),
        "ghost":     dict(fg_color="transparent", hover_color=SURF2, text_color=MUTED, border_width=0),
        "outline":   dict(fg_color="transparent", hover_color=TEAL_BG, text_color=TEAL, border_width=1, border_color=TEAL_LINE),
        "danger":    dict(fg_color="transparent", hover_color=CORAL_BG, text_color=CORAL, border_width=1, border_color=CORAL_LINE),
    }
    def btn(master, key, cmd, kind="secondary", width=110, height=34, size=12):
        b = ctk.CTkButton(master, text="", command=cmd, width=width, height=height, corner_radius=9,
                          font=F(size if kind != "primary" else size + 1, "bold"), **BTN[kind])
        return tx(b, key)

    def segmented(master, values, command, height):
        return ctk.CTkSegmentedButton(master, values=values, command=command, height=height,
                                      font=F(12 if height < 36 else 13, "bold"), fg_color=SURF,
                                      selected_color=SEL, selected_hover_color=SEL_H, unselected_color=SURF,
                                      unselected_hover_color=SURF2, text_color=TEXT, corner_radius=9)

    def textbox(master):
        t = ctk.CTkTextbox(master, height=90, fg_color=INK, border_width=1, border_color=BORDER, corner_radius=10,
                           text_color=TEXT, font=ctk.CTkFont(family=MONO, size=12), wrap="word",
                           border_spacing=8, scrollbar_button_color=BORDER, scrollbar_button_hover_color=BORDER2)
        t.bind("<FocusIn>", lambda e: t.configure(border_color=TEAL_LINE), add=True)
        t.bind("<FocusOut>", lambda e: t.configure(border_color=BORDER), add=True)
        try:   # tab stops every 4 characters, as in code editors
            t._textbox.configure(tabs=(tkfont.Font(font=t._textbox.cget("font")).measure("    "),))
        except Exception:
            pass
        for kind, col in SYN_COLORS.items():
            t.tag_config("syn_" + kind, foreground=col)
        job = [None]
        def later(*_):
            if job[0]: root.after_cancel(job[0])
            job[0] = root.after(350, lambda: colorize(t))
        t.bind("<KeyRelease>", later, add=True)
        t.bind("<<Paste>>", later, add=True)
        return t

    # syntax colours: display only, the text itself never changes
    SYN_COLORS = {"error": "#FF7B72", "warn": "#E3B341", "info": "#79C0FF", "debug": "#6E7681",
                  "time": "#8C97AB", "comment": "#6E7681", "string": "#A5D6FF", "key": "#7EE787",
                  "prop": "#7EE787", "kw": "#D2A8FF", "num": "#F2CC8F", "url": "#79C0FF"}
    syntax_on = [agent.mapper.settings.get("syntax", True)]
    def colorize(tb):
        for kind in SYN_COLORS: tb.tag_remove("syn_" + kind, "1.0", "end")
        if not syntax_on[0]: return
        text = tb.get("1.0", "end-1c")
        spans = syntax_spans(text)
        if not spans: return
        starts = [0] + [i + 1 for i, ch in enumerate(text) if ch == "\n"]
        from bisect import bisect_right
        def idx(o):
            ln = bisect_right(starts, o) - 1
            return "%d.%d" % (ln + 1, o - starts[ln])
        for a, b, kind in spans:
            tb.tag_add("syn_" + kind, idx(a), idx(b))
        for tag in ("fake", "real", "sel"):
            try: tb.tag_raise(tag)
            except Exception: pass

    def set_text(tb, s):
        tb.delete("1.0", "end"); tb.insert("1.0", s); colorize(tb)

    def show_fakes(tb, text):
        text = text.replace("\r\n", "\n")
        set_text(tb, text)
        if len(text) > HIGHLIGHT_MAX: return
        for m in agent.mapper.token_re().finditer(text):
            tb.tag_add("fake", "1.0+%dc" % m.start(), "1.0+%dc" % m.end())

    def show_restored(tb, text):
        """Restore with markers, then highlight exactly the restored spans."""
        marked, n = agent.mapper.restore(text.replace("\r\n", "\n"), wrap=lambda r: "\x00" + r + "\x01")
        plain, spans, pos = [], [], 0
        for part in re.split(r"(\x00[\s\S]*?\x01)", marked):
            if part.startswith("\x00"):
                part = part[1:-1]; spans.append((pos, pos + len(part)))
            plain.append(part); pos += len(part)
        set_text(tb, "".join(plain))
        for s, e in (spans if pos <= HIGHLIGHT_MAX else []):
            tb.tag_add("real", "1.0+%dc" % s, "1.0+%dc" % e)
        return "".join(plain), n

    def show_hotkeys(*_):
        win = ctk.CTkToplevel(root, fg_color=BG)
        win.title(T("hotkeys")); win.resizable(False, False); win.transient(root)
        if ico_path:
            win.after(250, lambda: win.iconbitmap(ico_path))
        body = clear(win); body.pack(fill="both", expand=True, padx=26, pady=24)
        ctk.CTkLabel(body, text=T("keys_title"), font=F(17, "bold", UI_D), text_color=TEXT,
                     anchor="w").pack(anchor="w", pady=(0, 14))
        rows = [(("Ctrl", "Alt", "A"), "key_mask"), (("Ctrl", "Alt", "R"), "key_restore"),
                (("Ctrl", "Alt", "T"), "key_auto"), (("Ctrl", "Enter"), "key_box"), (("Alt", "M"), "key_add"),
                (("Ctrl", "Q"), "key_quit")]
        grid = clear(body); grid.pack(fill="x")
        for row, (keys, desc) in enumerate(rows):
            kf = clear(grid); kf.grid(row=row, column=0, sticky="w", pady=4)
            for i, kname in enumerate(keys):
                if i: ctk.CTkLabel(kf, text="+", text_color=FAINT, font=F(11), width=14).pack(side="left")
                ctk.CTkLabel(kf, text=" %s " % kname, font=F(11, "bold"), text_color=TEXT, fg_color=SURF2,
                             corner_radius=6, height=26).pack(side="left")
            ctk.CTkLabel(grid, text=T(desc), font=F(13), text_color=MUTED, anchor="w").grid(
                row=row, column=1, sticky="w", padx=(18, 0))
        note = (T("keys_missing") if not keyboard else "") + T("keys_note")
        ctk.CTkLabel(body, text=note, font=F(12), text_color=(CORAL if not keyboard else FAINT),
                     wraplength=400, justify="left", anchor="w").pack(anchor="w", pady=(16, 18))
        ctk.CTkButton(body, text=T("btn_ok"), command=win.destroy, width=120, height=36, corner_radius=9,
                      font=F(13, "bold"), **BTN["primary"]).pack(anchor="e")
        win.update_idletasks()
        x = root.winfo_rootx() + (root.winfo_width() - win.winfo_reqwidth()) // 2
        y = root.winfo_rooty() + (root.winfo_height() - win.winfo_reqheight()) // 3
        win.geometry("+%d+%d" % (max(x, 0), max(y, 0)))
        win.lift(); win.focus_force()

    def selection(tb):
        try:
            return tb.get("sel.first", "sel.last")
        except Exception:
            return ""

    def busy_run(work, done, size):
        """Run work() in the background for large texts so the window stays responsive."""
        if size < BUSY_MIN:
            return done(*work())
        gui.flash(T("busy", size=human_size(size)))
        root.configure(cursor="watch")
        def job():
            try:
                res = work(); root.after(0, lambda: (root.configure(cursor=""), done(*res)))
            except Exception as ex:
                root.after(0, lambda: (root.configure(cursor=""), gui.flash(T("error", e=ex), "warn")))
        threading.Thread(target=job, daemon=True).start()

    def context_menu(tb, editable=False, add_term=None):
        """Right-click menu for a text box; add_term adds the selection to the custom terms."""
        menu = tk.Menu(root, tearoff=0, bg=SURF2, fg=TEXT, activebackground=SEL_H, activeforeground=TEXT,
                       disabledforeground=FAINT, bd=0, relief="flat", font=(UI, 10))
        def popup(e):
            menu.delete(0, "end")
            sel = selection(tb)
            if add_term:
                short = " ".join(sel.split())
                short = short if len(short) <= 40 else short[:38] + "…"
                menu.add_command(label=T("menu_add", s=short) if short else T("menu_add_none"),
                                 accelerator="Alt+M", command=add_term, state="normal" if short else "disabled")
                menu.add_separator()
            if editable:
                menu.add_command(label=T("menu_cut"), accelerator="Ctrl+X", state="normal" if sel else "disabled",
                                 command=lambda: tb._textbox.event_generate("<<Cut>>"))
            menu.add_command(label=T("menu_copy"), accelerator="Ctrl+C", state="normal" if sel else "disabled",
                             command=lambda: tb._textbox.event_generate("<<Copy>>"))
            if editable:
                menu.add_command(label=T("menu_paste"), accelerator="Ctrl+V",
                                 command=lambda: tb._textbox.event_generate("<<Paste>>"))
            menu.add_command(label=T("menu_all"), accelerator="Ctrl+A",
                             command=lambda: (tb.tag_add("sel", "1.0", "end-1c"), tb.focus_set()))
            try: menu.tk_popup(e.x_root, e.y_root)
            finally: menu.grab_release()
            return "break"
        for ev in (("<Button-2>", "<Control-Button-1>") if sys.platform == "darwin" else ("<Button-3>",)):
            tb.bind(ev, popup, add=True)

    # ---------- header ----------
    header = clear(root); header.pack(fill="x", padx=26, pady=(14, 10))
    if PILImage is not None:
        try:
            logo = ctk.CTkImage(light_image=app_icon(128), dark_image=app_icon(128), size=(34, 34))
            ctk.CTkLabel(header, text="", image=logo).pack(side="left")
        except Exception as ex:
            print("Logo unavailable:", ex)
    title_box = clear(header); title_box.pack(side="left", padx=(12, 0))
    name_row = clear(title_box); name_row.pack(anchor="w")
    ctk.CTkLabel(name_row, text=APP_NAME, font=F(18, "bold", UI_D), text_color=TEXT, anchor="w",
                 height=22).pack(side="left")
    ctk.CTkLabel(name_row, text="v" + APP_VERSION, font=F(11), text_color=FAINT, height=22).pack(side="left", padx=(8, 0))
    tx(ctk.CTkLabel(title_box, font=F(11), text_color=MUTED, anchor="w", height=16), "tagline").pack(anchor="w")

    def on_lang(code):
        set_lang(code.lower())
        agent.mapper.settings["lang"] = _lang[0]; agent.mapper.save()
        apply_lang()
    lang_seg = segmented(header, ["EN", "TR"], on_lang, 32)
    lang_seg.set(_lang[0].upper()); lang_seg.pack(side="right", padx=(10, 0))
    btn(header, "hotkeys", show_hotkeys, "ghost", width=96, height=32).pack(side="right", padx=(10, 0))

    MODE_KEYS = {"smart": "mode_smart", "mask": "mode_mask"}
    def on_mode(label):
        agent.mode = next((m for m, k in MODE_KEYS.items() if T(k) == label), "smart"); gui.refresh()
        gui.flash(T("mode_smart_on" if agent.mode == "smart" else "mode_mask_on"))
    mode_seg = segmented(header, [T(k) for k in MODE_KEYS.values()], on_mode, 32)
    mode_seg.pack(side="right")
    tx(ctk.CTkLabel(header, font=F(12), text_color=FAINT), "mode").pack(side="right", padx=(0, 10))
    def toggle_mode():
        agent.mode = "mask" if agent.mode == "smart" else "smart"
        mode_seg.set(T(MODE_KEYS[agent.mode])); on_mode(mode_seg.get())

    # ---------- status card ----------
    # ---------- status strip: one line, so the text boxes get the height ----------
    hero = card(root); hero.pack(fill="x", padx=26)
    top = clear(hero); top.pack(fill="x", padx=14, pady=7)
    dot = ctk.CTkLabel(top, text="●", font=F(15), text_color=TEAL, width=16); dot.pack(side="left")
    hero_title = ctk.CTkLabel(top, text="", font=F(13, "bold", UI_D), text_color=TEXT, anchor="w")
    hero_title.pack(side="left", padx=(6, 0))

    auto_var = tk.BooleanVar(value=False)
    def set_auto(value, quiet=False):
        agent.auto = bool(value)
        def _():
            if auto_var.get() != agent.auto: auto_var.set(agent.auto)
            gui.refresh()
            if not quiet: gui.flash(T("auto_on" if agent.auto else "auto_off"))
        root.after(0, _)
    auto_sw = ctk.CTkSwitch(top, variable=auto_var, onvalue=True, offvalue=False,
                            command=lambda: set_auto(auto_var.get()), switch_width=44, switch_height=22,
                            progress_color=TEAL, fg_color=BORDER2, button_color="#F2F6FB",
                            button_hover_color="#FFFFFF", font=F(12, "bold"), text_color=TEXT)
    tx(auto_sw, "auto").pack(side="right")
    caps_box = ctk.CTkFrame(top, fg_color="transparent", width=1, height=1); caps_box.pack(side="right", padx=(0, 12))
    last_lbl = tx(ctk.CTkLabel(top, font=F(12), text_color=MUTED, anchor="w"), "ready")
    last_lbl.pack(side="left", fill="x", expand=True, padx=(14, 8))
    caps = []
    def draw_caps():
        """Only what is missing is shown; when everything works the strip stays clean."""
        for w in caps_box.winfo_children(): w.destroy()
        for key, ok in caps:
            if not ok:
                ctk.CTkLabel(caps_box, text="  ✕  %s  " % T(key), height=22, corner_radius=11, font=F(10, "bold"),
                             fg_color=CORAL_BG, text_color=CORAL).pack(side="left", padx=(6, 0))

    # ---------- tabs ----------
    tabbar = clear(root); tabbar.pack(fill="x", padx=26, pady=(12, 8))
    PAGES = ["tab_mask", "tab_restore", "tab_ledger"]
    current = [PAGES[0]]
    tabs = segmented(tabbar, [T(k) for k in PAGES], lambda label: show_page(
        next((k for k in PAGES if T(k) == label), PAGES[0])), 34)
    tabs.pack(side="left")
    ledger_badge = ctk.CTkLabel(tabbar, text="", font=F(12), text_color=FAINT)
    ledger_badge.pack(side="left", padx=(12, 0))

    content = clear(root); content.pack(fill="both", expand=True, padx=26, pady=(0, 16))
    content.grid_rowconfigure(0, weight=1); content.grid_columnconfigure(0, weight=1)
    pages = {}
    for key in PAGES:
        f = clear(content); f.grid(row=0, column=0, sticky="nsew"); pages[key] = f
    def show_page(key):
        current[0] = key; pages[key].tkraise()
        if tabs.get() != T(key): tabs.set(T(key))
        if key == "tab_mask": cats_btn.pack(side="right")
        else: cats_btn.pack_forget()

    def io_card(master, title_key, hint_key):
        c = card(master)
        h = clear(c); h.pack(fill="x", padx=14, pady=(7, 5))
        tx(ctk.CTkLabel(h, font=F(12, "bold"), text_color=TEXT, anchor="w"), title_key).pack(side="left")
        tx(ctk.CTkLabel(h, font=F(12), text_color=FAINT, anchor="w"), hint_key, fmt="  ·  %s").pack(side="left")
        t = textbox(c); t.pack(fill="both", expand=True, padx=10, pady=(0, 10))
        return c, h, t

    # ===== Mask =====
    pa = pages["tab_mask"]
    pa.grid_columnconfigure(0, weight=1)
    pa.grid_rowconfigure(1, weight=1, uniform="io"); pa.grid_rowconfigure(3, weight=1, uniform="io")
    chiprow = clear(pa); chiprow.grid(row=0, column=0, sticky="ew", pady=(0, 8))
    CHIP_GROUPS = [("grp_net", ("ipv4", "ipv6", "domain", "url", "hostname", "mac", "iface")),
                   ("grp_id", ("user", "email", "natid", "container", "config", "secret", "date", "custom"))]
    optvars = {}
    def make_chip(parent, t):
        v = tk.BooleanVar(value=t not in DEFAULT_OFF); optvars[t] = v
        b = ctk.CTkButton(parent, text=type_label(t), width=10, height=26, corner_radius=13, font=F(11, "bold"),
                          border_width=1)
        def paint():
            on = v.get()
            b.configure(fg_color=(TEAL_BG if on else "transparent"), hover_color=(TEAL_LINE if on else SURF2),
                        border_color=(TEAL_LINE if on else BORDER), text_color=(TEAL if on else FAINT))
        b.configure(command=lambda: (v.set(not v.get()), paint(), cats_text()))
        retranslate.append(lambda: b.configure(text=type_label(t)))
        paint(); return b
    for gi, (gkey, types_) in enumerate(CHIP_GROUPS):
        row = clear(chiprow); row.pack(fill="x", pady=(0 if gi == 0 else 5, 0))
        tx(ctk.CTkLabel(row, font=F(11), text_color=FAINT, width=110, anchor="w"), gkey).pack(side="left")
        for t in types_:
            make_chip(row, t).pack(side="left", padx=(0, 6))
    def get_opts(): return {t: optvars[t].get() for t in ALL_TYPES}
    agent.get_opts = get_opts
    # categories fold away behind one button; the button shows how many are on
    cats_open = [bool(agent.mapper.settings.get("cats_open", False))]
    def toggle_syntax():
        syntax_on[0] = bool(syn_var.get())
        agent.mapper.settings["syntax"] = syntax_on[0]; agent.mapper.save()
        for tb in (src, masked_out, reply, restored_out): colorize(tb)
    syn_var = tk.BooleanVar(value=syntax_on[0])
    syn_sw = ctk.CTkSwitch(tabbar, variable=syn_var, onvalue=True, offvalue=False, command=toggle_syntax,
                           switch_width=36, switch_height=18, progress_color=TEAL, fg_color=BORDER2,
                           button_color="#F2F6FB", button_hover_color="#FFFFFF", font=F(12), text_color=MUTED)
    tx(syn_sw, "colors").pack(side="right", padx=(12, 0))
    cats_btn = ctk.CTkButton(tabbar, text="", width=10, height=30, corner_radius=9, font=F(12, "bold"),
                             **BTN["secondary"])
    def cats_text():
        on = sum(v.get() for v in optvars.values())
        cats_btn.configure(text="%s  %d/%d  %s" % (T("cats"), on, len(optvars), "▴" if cats_open[0] else "▾"))
    def show_cats():
        if cats_open[0]: chiprow.grid()
        else: chiprow.grid_remove()
        cats_text()
    def toggle_cats():
        cats_open[0] = not cats_open[0]; show_cats()
        agent.mapper.settings["cats_open"] = cats_open[0]; agent.mapper.save()
    cats_btn.configure(command=toggle_cats)
    retranslate.append(cats_text)
    show_cats()

    in_card, in_head, src = io_card(pa, "in_title", "in_hint")
    in_card.grid(row=1, column=0, sticky="nsew")
    out_badge = ctk.CTkLabel(in_head, text="", font=F(11, "bold"), height=22, corner_radius=11,
                             fg_color=TEAL_BG, text_color=TEAL)
    badge_n = [None]
    def set_badge(n):
        badge_n[0] = n
        if n is None: return out_badge.pack_forget()
        out_badge.configure(text="  %s  " % T("badge", n=n)); out_badge.pack(side="right")
    retranslate.append(lambda: set_badge(badge_n[0]))

    act1 = clear(pa); act1.grid(row=2, column=0, sticky="ew", pady=8)
    out_on_clip = [False]      # the masked output was put on the clipboard: keep it there after re-masking
    def clip_holds(text):
        try:
            cur = pyperclip.paste() if pyperclip else root.clipboard_get()
        except Exception:
            return False
        return _norm(cur) == _norm(text)
    def do_anon(note="", implicit=False):
        """implicit: re-mask nobody asked for (terms edited) — only refresh the clipboard if it still
        holds the previous masked text."""
        prev = masked_out.get("1.0", "end-1c")
        txt = src.get("1.0", "end-1c")
        colorize(src)
        if not txt.strip(): return gui.flash(T("need_input"))
        opts = get_opts()
        def done(masked, n):
            show_fakes(masked_out, masked); gui.refresh(); set_badge(n)
            msg = (T("badge", n=n) if note else T("masked_n", n=n)) if n else T("nothing_masked")
            if (agent.auto or out_on_clip[0]) and (not implicit or clip_holds(prev)):
                put_clipboard(masked); out_on_clip[0] = True
                msg = (T("badge", n=n) if n else T("nothing_masked")) + T("on_clip")
            gui.flash(note + msg, "ok" if n else "info")
        busy_run(lambda: agent.mapper.anonymize(txt, opts), done, len(txt))
    def open_file(kind):
        """Mask or restore a text file: the result is shown and saved next to it as name.masked.ext."""
        p = filedialog.askopenfilename(parent=root, filetypes=TEXT_FILETYPES)
        if not p: return
        try:
            text, enc = read_text_file(p)
        except Exception as ex:
            return gui.flash(T("file_bad", name=os.path.basename(p), e=ex), "warn")
        opts = get_opts()
        work = (lambda: agent.mapper.anonymize(text, opts)) if kind == "mask" else (lambda: agent.mapper.restore(text))
        def done(out, n):
            if kind == "mask":
                show_page("tab_mask"); set_text(src, text.replace("\r\n", "\n")); show_fakes(masked_out, out)
                set_badge(n)
            else:
                show_page("tab_restore"); set_text(reply, text.replace("\r\n", "\n")); show_restored(restored_out, text)
            gui.refresh()
            tag = "masked" if kind == "mask" else "restored"
            target = derived_path(p, tag)
            q = filedialog.asksaveasfilename(parent=root, initialdir=os.path.dirname(target),
                                             initialfile=os.path.basename(target),
                                             defaultextension=os.path.splitext(p)[1], filetypes=TEXT_FILETYPES)
            if not q: return gui.flash(T("file_not_saved"))
            used = write_text_file(q, out, enc)
            note = T("file_utf8") if used != enc and enc not in ("utf-8", "utf-8-sig") else ""
            key = "file_masked" if kind == "mask" else "file_restored"
            gui.flash(T(key, name=os.path.basename(q), n=n) + note, "ok" if kind == "mask" else "real")
        busy_run(work, done, len(text))
    def copy_masked():
        t = masked_out.get("1.0", "end-1c")
        if not t.strip(): return gui.flash(T("no_output"))
        put_clipboard(t); out_on_clip[0] = True; gui.flash(T("copied_masked"), "ok")
    def clear_in():
        src.delete("1.0", "end"); masked_out.delete("1.0", "end"); set_badge(None); out_on_clip[0] = False
        gui.flash(T("cleared"))
    btn(act1, "btn_mask", lambda: do_anon(), "primary", width=160, height=36).pack(side="left")
    ctk.CTkLabel(act1, text="Ctrl+Enter", font=F(11), text_color=FAINT).pack(side="left", padx=12)
    btn(act1, "btn_clear", clear_in, "ghost", width=90, height=34).pack(side="right")
    btn(act1, "btn_open", lambda: open_file("mask"), "secondary", width=120, height=34).pack(side="right", padx=(0, 8))

    out_card, out_head, masked_out = io_card(pa, "out_title", "out_hint")
    out_card.grid(row=3, column=0, sticky="nsew")
    btn(out_head, "btn_copy", copy_masked, "outline", width=92, height=30).pack(side="right")
    masked_out.tag_config("fake", background=TEAL_BG, foreground=TEAL)
    src.bind("<Control-Return>", lambda e: (do_anon(), "break")[1], add=True)

    # ===== Restore =====
    pr = pages["tab_restore"]
    pr.grid_columnconfigure(0, weight=1)
    pr.grid_rowconfigure(0, weight=1, uniform="io"); pr.grid_rowconfigure(2, weight=1, uniform="io")
    rin_card, _, reply = io_card(pr, "reply_title", "reply_hint")
    rin_card.grid(row=0, column=0, sticky="nsew")
    act2 = clear(pr); act2.grid(row=1, column=0, sticky="ew", pady=8)
    def do_restore():
        txt = reply.get("1.0", "end-1c")
        if not txt.strip(): return gui.flash(T("need_reply"))
        _, n = show_restored(restored_out, txt)
        gui.flash(T("restored_n", n=n) if n else T("no_known"), "real" if n else "info")
    def copy_restored():
        t = restored_out.get("1.0", "end-1c")
        if not t.strip(): return gui.flash(T("no_output"))
        put_clipboard(t); gui.flash(T("copied_real"), "real")
    def clear_rest():
        reply.delete("1.0", "end"); restored_out.delete("1.0", "end"); gui.flash(T("cleared"))
    btn(act2, "btn_restore", do_restore, "primary", width=160, height=36).pack(side="left")
    ctk.CTkLabel(act2, text="Ctrl+Enter", font=F(11), text_color=FAINT).pack(side="left", padx=12)
    btn(act2, "btn_clear", clear_rest, "ghost", width=90, height=34).pack(side="right")
    btn(act2, "btn_open", lambda: open_file("restore"), "secondary", width=120, height=34).pack(side="right", padx=(0, 8))
    rout_card, rout_head, restored_out = io_card(pr, "real_title", "real_hint")
    rout_card.grid(row=2, column=0, sticky="nsew")
    btn(rout_head, "btn_copy", copy_restored, "danger", width=92, height=30).pack(side="right")
    tx(ctk.CTkLabel(rout_head, font=F(11, "bold"), height=22, corner_radius=11, fg_color=CORAL_BG,
                    text_color=CORAL), "dont_send", fmt="  %s  ").pack(side="right", padx=(0, 10))
    restored_out.tag_config("real", background=CORAL_BG, foreground=CORAL)
    reply.bind("<Control-Return>", lambda e: (do_restore(), "break")[1], add=True)

    # ===== Ledger =====
    pd = pages["tab_ledger"]
    bar = clear(pd); bar.pack(fill="x", pady=(0, 12))
    search = ctk.CTkEntry(bar, height=34, width=320, corner_radius=9, border_width=1, border_color=BORDER,
                          fg_color=INK, text_color=TEXT, font=F(12), placeholder_text=T("search_ph"),
                          placeholder_text_color=FAINT)
    tx(search, "search_ph", "placeholder_text").pack(side="left")
    ledcount = ctk.CTkLabel(bar, text="", font=F(12), text_color=FAINT); ledcount.pack(side="left", padx=12)

    def do_export():
        p = filedialog.asksaveasfilename(parent=root, defaultextension=".json",
                                         initialfile="maskboard-ledger-%s.json" % time.strftime("%Y-%m-%d"))
        if p:
            with open(p, "w", encoding="utf-8") as f:
                json.dump(agent.mapper.export_data(), f, ensure_ascii=False, indent=1)
            gui.flash(T("exported"), "real")
    def do_import():
        p = filedialog.askopenfilename(parent=root, filetypes=[("JSON", "*.json")])
        if not p: return
        try:
            with open(p, encoding="utf-8") as f: d = json.load(f)
            n = agent.mapper.import_entries(d.get("entries", []))
            agent.mapper.set_custom(agent.mapper.custom_terms + list(d.get("custom_terms") or []))
            agent.mapper.set_lists(agent.mapper.custom_lists + list(d.get("custom_lists") or []))
            render_terms()
        except Exception as ex:
            return gui.flash(T("import_failed", e=ex), "warn")
        gui.refresh(); gui.flash(T("imported", n=n), "ok")
    def do_clear():
        if not agent.mapper.entries: return gui.flash(T("ledger_empty_already"))
        if messagebox.askyesno(T("reset_title"), T("reset_q"), parent=root):
            agent.mapper.clear(); gui.refresh(); gui.flash(T("reset_done"))
    btn(bar, "reset", do_clear, "danger", width=90).pack(side="right")
    btn(bar, "import", do_import, "secondary", width=100).pack(side="right", padx=(0, 8))
    btn(bar, "export", do_export, "secondary", width=100).pack(side="right", padx=(0, 8))

    led_row = clear(pd); led_row.pack(fill="both", expand=True)
    # custom terms: the default list (CUSTOM_n) plus your own lists, each with its own token name
    DEFAULT = "CUSTOM"
    cur_list = [DEFAULT]
    terms_card = card(led_row); terms_card.pack(side="right", fill="y", padx=(12, 0))
    th = clear(terms_card); th.pack(fill="x", padx=16, pady=(12, 8))
    tx(ctk.CTkLabel(th, font=F(12, "bold"), text_color=TEXT, anchor="w"), "terms_title").pack(side="left")
    terms_count = ctk.CTkLabel(th, text="", font=F(11), text_color=FAINT); terms_count.pack(side="right")
    MONO11, MONO12 = ctk.CTkFont(family=MONO, size=11), ctk.CTkFont(family=MONO, size=12)
    list_row = clear(terms_card); list_row.pack(fill="x", padx=12, pady=(0, 6))
    list_menu = ctk.CTkOptionMenu(list_row, values=[DEFAULT], command=lambda v: select_list(v), height=30, width=150,
                                  corner_radius=8, fg_color=SURF2, button_color=SURF2, button_hover_color=SEL_H,
                                  dropdown_fg_color=SURF2, dropdown_hover_color=SEL_H, dropdown_text_color=TEXT,
                                  text_color=TEXT, font=MONO12, dropdown_font=MONO12, dynamic_resizing=False)
    list_menu.pack(side="left", fill="x", expand=True)
    btn(list_row, "list_new", lambda: new_list(), "outline", width=74, height=30).pack(side="right", padx=(6, 0))
    tool_row = clear(terms_card); tool_row.pack(fill="x", padx=12, pady=(0, 4))
    btn(tool_row, "list_import", lambda: import_list(), "secondary", width=128, height=28, size=11).pack(side="left")
    del_btn = btn(tool_row, "list_delete", lambda: delete_list(), "danger", width=96, height=28, size=11)
    del_btn.pack(side="right")
    token_hint = ctk.CTkLabel(terms_card, text="", font=MONO11, text_color=FAINT, anchor="w", height=20)
    token_hint.pack(fill="x", padx=16, pady=(0, 4))
    add_row = clear(terms_card); add_row.pack(fill="x", padx=12, pady=(0, 8))
    term_entry = ctk.CTkEntry(add_row, height=32, corner_radius=8, border_width=1, border_color=BORDER, fg_color=INK,
                              text_color=TEXT, font=MONO12, placeholder_text=T("terms_ph"),
                              placeholder_text_color=FAINT)
    tx(term_entry, "terms_ph", "placeholder_text").pack(side="left", fill="x", expand=True)
    btn(add_row, "terms_add", lambda: add_from_entry(), "outline", width=64, height=32).pack(side="right", padx=(6, 0))
    terms_view = ctk.CTkScrollableFrame(terms_card, width=262, fg_color=INK, corner_radius=10, border_width=1,
                                        border_color=BORDER, scrollbar_button_color=BORDER,
                                        scrollbar_button_hover_color=BORDER2)
    terms_view.pack(fill="both", expand=True, padx=12)
    terms_hint = tx(ctk.CTkLabel(terms_card, font=F(11), text_color=FAINT, justify="left", anchor="w",
                                 wraplength=262), "terms_hint")
    terms_hint.pack(fill="x", padx=16, pady=(8, 12))

    def lists(): return agent.mapper.custom_lists
    def terms_of(name):
        if name == DEFAULT: return list(agent.mapper.custom_terms)
        return next((list(l["terms"]) for l in lists() if l["prefix"] == name), [])
    def store_terms(name, terms):
        if name == DEFAULT: agent.mapper.set_custom(terms)
        else: agent.mapper.set_lists([dict(l, terms=terms) if l["prefix"] == name else l for l in lists()])
    def refresh_lists():
        names = [DEFAULT] + [l["prefix"] for l in lists()]
        if cur_list[0] not in names: cur_list[0] = DEFAULT
        list_menu.configure(values=names); list_menu.set(cur_list[0])
        del_btn.configure(state="normal" if cur_list[0] != DEFAULT else "disabled")
        token_hint.configure(text=T("list_tokens", p=cur_list[0]))
    def select_list(name):
        cur_list[0] = name; render_terms()
    def render_terms():
        refresh_lists()
        for w in terms_view.winfo_children(): w.destroy()
        terms = terms_of(cur_list[0])
        if not terms:
            ctk.CTkLabel(terms_view, text=T("terms_empty"), font=F(11), text_color=FAINT, wraplength=230,
                         justify="left", anchor="w").pack(fill="x", padx=8, pady=10)
        for i, term in enumerate(terms, 1):
            row = ctk.CTkFrame(terms_view, fg_color=(SURF2 if i % 2 else "transparent"), corner_radius=7)
            row.pack(fill="x", pady=1)
            ctk.CTkLabel(row, text="%d." % i, width=28, anchor="ne", font=MONO11, text_color=FAINT).pack(
                side="left", anchor="n", padx=(2, 6), pady=(5, 4))
            x = ctk.CTkButton(row, text="×", width=24, height=22, corner_radius=6, font=F(13, "bold"),
                              fg_color="transparent", hover_color=CORAL_BG, text_color=FAINT,
                              command=lambda t=term: remove_term(t))
            x.pack(side="right", anchor="n", padx=4, pady=3)
            lbl = ctk.CTkLabel(row, text=term, anchor="w", justify="left", wraplength=170, font=MONO12,
                               text_color=TEXT)
            lbl.pack(side="left", fill="x", expand=True, pady=4)
            lbl.bind("<Double-Button-1>", lambda e, t=term: edit_term(t))
        terms_count.configure(text=T("terms_count", n=len(terms)))
    retranslate.append(render_terms)

    def merged(raw):
        """Terms of the selected list plus the new lines of raw (several lines = several terms)."""
        cur = terms_of(cur_list[0]); known = {t.casefold() for t in cur}; added = []
        for t in norm_terms(str(raw).splitlines()):
            if is_token(t) or t.casefold() in known: continue
            cur.append(t); known.add(t.casefold()); added.append(t)
        return cur, added
    def added_note(added):
        if len(added) > 1: return T("terms_added_n", n=len(added))
        return T("term_added", s=added[0]) if cur_list[0] == DEFAULT else T("term_added_to", s=added[0], p=cur_list[0])
    def remask(note, implicit):
        if src.get("1.0", "end-1c").strip() and (not implicit or masked_out.get("1.0", "end-1c").strip()):
            show_page("tab_mask") if not implicit else None
            do_anon(note + " · ", implicit=implicit)
        else:
            gui.flash(note, "ok")
    def set_terms(terms, note, implicit=True):
        store_terms(cur_list[0], terms); render_terms()
        if note: remask(note, implicit)
    def add_from_entry():
        cur, added = merged(term_entry.get())
        term_entry.delete(0, "end")
        if added: set_terms(cur, added_note(added))
    def remove_term(t):
        set_terms([x for x in terms_of(cur_list[0]) if x != t], T("term_removed", s=t))
    def edit_term(t):
        set_terms([x for x in terms_of(cur_list[0]) if x != t], None)
        term_entry.delete(0, "end"); term_entry.insert(0, t); term_entry.focus_set()
    term_entry.bind("<Return>", lambda e: add_from_entry())

    def new_list():
        v = ctk.CTkInputDialog(text=T("list_new_q"), title=T("list_new_title")).get_input()
        if v is None or not v.strip(): return
        p = norm_prefix(v)
        if not p: return gui.flash(T("list_bad"), "warn")
        same = next((n for n in [DEFAULT] + [l["prefix"] for l in lists()] if n.lower() == p.lower()), None)
        if same:
            cur_list[0] = same
        else:
            agent.mapper.set_lists(lists() + [{"prefix": p, "terms": []}]); cur_list[0] = p
            gui.flash(T("list_created", p=p), "ok")
        render_terms(); term_entry.focus_set()
    def delete_list():
        name = cur_list[0]
        if name == DEFAULT or not messagebox.askyesno(T("list_delete"), T("list_delete_q", p=name), parent=root):
            return
        agent.mapper.set_lists([l for l in lists() if l["prefix"] != name]); cur_list[0] = DEFAULT
        render_terms(); remask(T("list_deleted", p=name), True)
    def import_list():
        p = filedialog.askopenfilename(parent=root, filetypes=TERM_FILETYPES)
        if not p: return
        try:
            terms = read_term_file(p)
        except Exception as ex:
            return gui.flash(T("file_bad", name=os.path.basename(p), e=ex), "warn")
        cur, added = merged("\n".join(terms))
        if not added: return gui.flash(T("list_import_none"))
        set_terms(cur, T("list_imported", n=len(added), p=cur_list[0]))
    render_terms()

    def add_selection(tb):
        term = norm_term(selection(tb))
        if not term: return gui.flash(T("term_need"), "warn")
        if is_token(term) or agent.mapper._is_tok(term): return gui.flash(T("term_token"), "warn")
        cur, added = merged(term)
        if added:
            store_terms(cur_list[0], cur); render_terms()
        remask(added_note(added) if added else T("term_exists", s=term), implicit=False)
        return "break"
    for tb in (src, masked_out):
        context_menu(tb, editable=(tb is src), add_term=lambda tb=tb: add_selection(tb))
        for ev in ("<Alt-m>", "<Alt-M>"):
            tb.bind(ev, lambda e, tb=tb: add_selection(tb), add=True)
    context_menu(reply, editable=True); context_menu(restored_out)

    led_card = card(led_row); led_card.pack(side="left", fill="both", expand=True)
    style = ttk.Style(root)
    try: style.theme_use("clam")
    except Exception: pass
    style.configure("Ledger.Treeview", background=SURF, fieldbackground=SURF, foreground=TEXT,
                    rowheight=int(34 * sc), borderwidth=0, relief="flat", font=(UI, 11))
    style.configure("Ledger.Treeview.Heading", background=SURF, foreground=FAINT, borderwidth=0,
                    relief="flat", font=(UI, 10, "bold"), padding=(10, 8))
    style.map("Ledger.Treeview", background=[("selected", "#1C2A3D")], foreground=[("selected", TEXT)])
    style.map("Ledger.Treeview.Heading", background=[("active", SURF)], foreground=[("active", MUTED)])
    style.layout("Ledger.Treeview", [("Ledger.Treeview.treearea", {"sticky": "nswe"})])
    tree_wrap = clear(led_card); tree_wrap.pack(fill="both", expand=True, padx=(12, 6), pady=10)
    tree = ttk.Treeview(tree_wrap, columns=("type", "real", "fake"), show="headings", style="Ledger.Treeview")
    for col, key, w in (("type", "col_type", 120), ("real", "col_real", 360), ("fake", "col_token", 360)):
        tree.column(col, width=w, anchor="w", stretch=(col != "type"))
        retranslate.append(lambda col=col, key=key: tree.heading(col, text=T(key), anchor="w"))
    tree.tag_configure("odd", background="#141A26")
    vsb = ctk.CTkScrollbar(tree_wrap, command=tree.yview, button_color=BORDER, button_hover_color=BORDER2)
    tree.configure(yscrollcommand=vsb.set)
    vsb.pack(side="right", fill="y"); tree.pack(side="left", fill="both", expand=True)
    empty_lbl = tx(ctk.CTkLabel(led_card, font=F(13), text_color=FAINT, justify="center"), "empty_ledger")
    search.bind("<KeyRelease>", lambda e: gui.refresh())

    # ---------- bridge used by the watcher thread ----------
    TONES = {"ok": TEAL, "real": CORAL, "info": MUTED, "warn": CORAL}
    class Gui:
        def refresh(self):
            def _():
                q = search.get().strip().lower()
                tree.delete(*tree.get_children())
                def kind(e):
                    p = e["fake"].rsplit("_", 1)[0]
                    if e["type"] == "custom" and p != "CUSTOM" and agent.mapper._is_tok(e["fake"]):
                        return p
                    return type_label(e["type"])
                def shown(e):
                    return T("secret_shown", n=len(e["real"])) if e.get("secret") else e["real"]
                rows = [e for e in agent.mapper.entries
                        if not q or q in shown(e).lower() or q in e["fake"].lower() or q in type_label(e["type"]).lower()]
                for i, e in enumerate(reversed(rows)):
                    tree.insert("", "end", values=(kind(e), shown(e), e["fake"]),
                                tags=("odd",) if i % 2 else ())
                total = len(agent.mapper.entries)
                ledcount.configure(text=T("rows_q", k=len(rows), n=total) if q else T("rows", n=total))
                ledger_badge.configure(text=T("ledger_badge", n=total) if total else "")
                if total: empty_lbl.place_forget()
                else: empty_lbl.place(relx=0.5, rely=0.5, anchor="center")
                if auto_var.get() != agent.auto: auto_var.set(agent.auto)
                dot.configure(text_color=TEAL if agent.auto else FAINT)
                hero_title.configure(text=T("hero_on" if agent.auto else "hero_off"))
            root.after(0, _)
        def flash(self, msg, tone="info"):
            stamp = time.strftime("%H:%M")
            root.after(0, lambda: last_lbl.configure(text="%s   %s" % (stamp, msg), text_color=TONES.get(tone, MUTED)))
        def capture(self, kind, original, result, n):
            def _():
                if kind == "restore":
                    show_page("tab_restore"); set_text(reply, original); show_restored(restored_out, original)
                    self.flash(T("cap_restore", n=n) if n else T("cap_restore_0"), "real" if n else "info")
                else:
                    show_page("tab_mask"); set_text(src, original); show_fakes(masked_out, result); set_badge(n)
                    out_on_clip[0] = True
                    self.flash(T("cap_mask", n=n) if n else T("cap_mask_0"), "ok" if n else "info")
            root.after(0, _)
    gui = Gui(); agent.gui = gui

    def apply_lang():
        for fn in retranslate: fn()
        tabs.configure(values=[T(k) for k in PAGES]); tabs.set(T(current[0]))
        mode_seg.configure(values=[T(k) for k in MODE_KEYS.values()]); mode_seg.set(T(MODE_KEYS[agent.mode]))
        draw_caps(); gui.refresh()
        if icon is not None:
            try: icon.update_menu()
            except Exception: pass

    # ---------- tray and notifications ----------
    icon = None
    if pystray and PILImage is not None:
        def tray_show(*_): root.after(0, lambda: (root.deiconify(), root.lift(), root.focus_force()))
        def tray_quit(*_):
            try: icon.stop()
            except Exception: pass
            agent.stop(); root.after(0, root.destroy)
        menu = pystray.Menu(
            pystray.MenuItem(lambda i: T("tray_show"), tray_show, default=True),
            pystray.MenuItem(lambda i: T("tray_auto_on" if agent.auto else "tray_auto_off"),
                             lambda *_: set_auto(not agent.auto)),
            pystray.MenuItem(lambda i: T("tray_mode_smart" if agent.mode == "smart" else "tray_mode_mask"),
                             lambda *_: root.after(0, toggle_mode)),
            pystray.Menu.SEPARATOR,
            pystray.MenuItem(lambda i: T("tray_mask"), lambda *_: agent.clip_anonymize()),
            pystray.MenuItem(lambda i: T("tray_restore"), lambda *_: agent.clip_restore()),
            pystray.MenuItem(lambda i: T("tray_reset"), lambda *_: root.after(0, do_clear)),
            pystray.MenuItem(lambda i: T("tray_keys"), lambda *_: root.after(0, show_hotkeys)),
            pystray.Menu.SEPARATOR,
            pystray.MenuItem(lambda i: T("tray_quit"), tray_quit),
        )
        try:
            icon = pystray.Icon("maskboard", app_icon(64), APP_NAME, menu)
            threading.Thread(target=icon.run, daemon=True).start()
        except Exception as ex:
            icon = None; print("Tray icon unavailable:", ex)

    def notify(title, msg):
        if icon is not None:
            try: icon.notify(msg, title); return
            except Exception: pass
        if sys.platform.startswith("linux"):
            try:
                import subprocess; subprocess.Popen(["notify-send", "-i", "security-high", title, msg])
            except Exception: pass
    agent.notify = notify

    def on_close():
        if sys.platform == "win32" and icon is not None:
            root.withdraw(); notify(APP_NAME, T("bg_win"))
        elif sys.platform != "win32":
            root.iconify(); notify(APP_NAME, T("bg_other"))    # not every Linux desktop has a tray
        else:
            agent.stop(); root.destroy()
    root.bind_all("<Control-q>", lambda e: (agent.stop(), root.destroy()))
    root.protocol("WM_DELETE_WINDOW", on_close)

    if keyboard:
        try:
            hk = keyboard.GlobalHotKeys({
                "<ctrl>+<alt>+a": agent.clip_anonymize,
                "<ctrl>+<alt>+r": agent.clip_restore,
                "<ctrl>+<alt>+t": lambda: set_auto(not agent.auto),
            })
            hk.daemon = True; hk.start()
        except Exception as ex:
            gui.flash(T("keys_failed", e=ex), "warn")

    clip_ok = False
    if pyperclip:
        try:
            pyperclip.paste(); agent.sync_now(); clip_ok = True
        except Exception as ex:
            gui.flash(T("clip_failed", e=ex), "warn")
    else:
        gui.flash(T("no_pyperclip"), "warn")
    caps[:] = [("cap_clip", clip_ok), ("cap_keys", bool(keyboard)), ("cap_tray", icon is not None),
               ("cap_recopy", bool(agent.counter))]
    apply_lang(); show_page(PAGES[0])
    set_auto(clip_ok, quiet=True)
    if not keyboard:
        gui.flash(T("keys_off"), "warn")
    elif clip_ok:
        gui.flash(T("ready_long"), "ok")
    legacy = agent.mapper.legacy_count()
    if legacy:
        gui.flash(T("legacy", n=legacy), "warn")

    threading.Thread(target=agent.watch_loop, daemon=True).start()
    root.mainloop(); agent.stop()


_INSTANCE = []

def _single_instance():
    """False when another MaskBoard is already running (two clipboard watchers would fight)."""
    try:
        if sys.platform == "win32":
            import ctypes
            k32 = ctypes.WinDLL("kernel32", use_last_error=True)
            h = k32.CreateMutexW(None, False, "Local\\MaskBoard.SingleInstance")
            _INSTANCE.append(h)
            return ctypes.get_last_error() != 183                         # ERROR_ALREADY_EXISTS
        import fcntl
        f = open(os.path.join(HOME, ".maskboard.lock"), "w")
        fcntl.flock(f, fcntl.LOCK_EX | fcntl.LOCK_NB)
        _INSTANCE.append(f)
        return True
    except (BlockingIOError, PermissionError):
        return False
    except Exception:
        return True


def _migrate_store():
    """Move a ledger written under an earlier name (ClipVeil, Anonim Ajan) to its new place."""
    for old in LEGACY_STORES:
        if os.path.exists(STORE): return
        if os.path.exists(old):
            try: os.replace(old, STORE)
            except OSError: pass


def main():
    args = sys.argv[1:]
    if args[:1] == ["--export-icon"]:
        print("Icon written:", export_icon(args[1] if len(args) > 1 else "maskboard.ico")); return
    if pyperclip is None:
        print("Warning: pyperclip is missing — clipboard and hotkeys are off; the boxes still work.\n"
              "  pip install pyperclip pynput")
    _migrate_store()
    agent = Agent()
    set_lang(agent.mapper.settings.get("lang") or detect_lang())
    if not _single_instance():
        print(T("already_running"))
        try:
            import tkinter as tk
            from tkinter import messagebox
            r = tk.Tk(); r.withdraw(); messagebox.showinfo(APP_NAME, T("already_running")); r.destroy()
        except Exception:
            pass
        return
    try:
        run_gui(agent)
    except SystemExit:
        raise
    except Exception as ex:
        # A windowed build has no console: log the error, show it, and exit for real.
        import traceback
        detail = traceback.format_exc()
        log = os.path.join(HOME, "maskboard-error.log")
        try:
            with open(log, "w", encoding="utf-8") as f: f.write(detail)
        except Exception:
            log = None
        print(detail)
        try:
            import tkinter as tk
            from tkinter import messagebox
            r = tk.Tk(); r.withdraw()
            messagebox.showerror(T("crash_title"), "%s\n\n%s" % (ex, T("crash_details", p=log) if log else ""))
        except Exception:
            pass
        os._exit(1)


if __name__ == "__main__":
    main()
